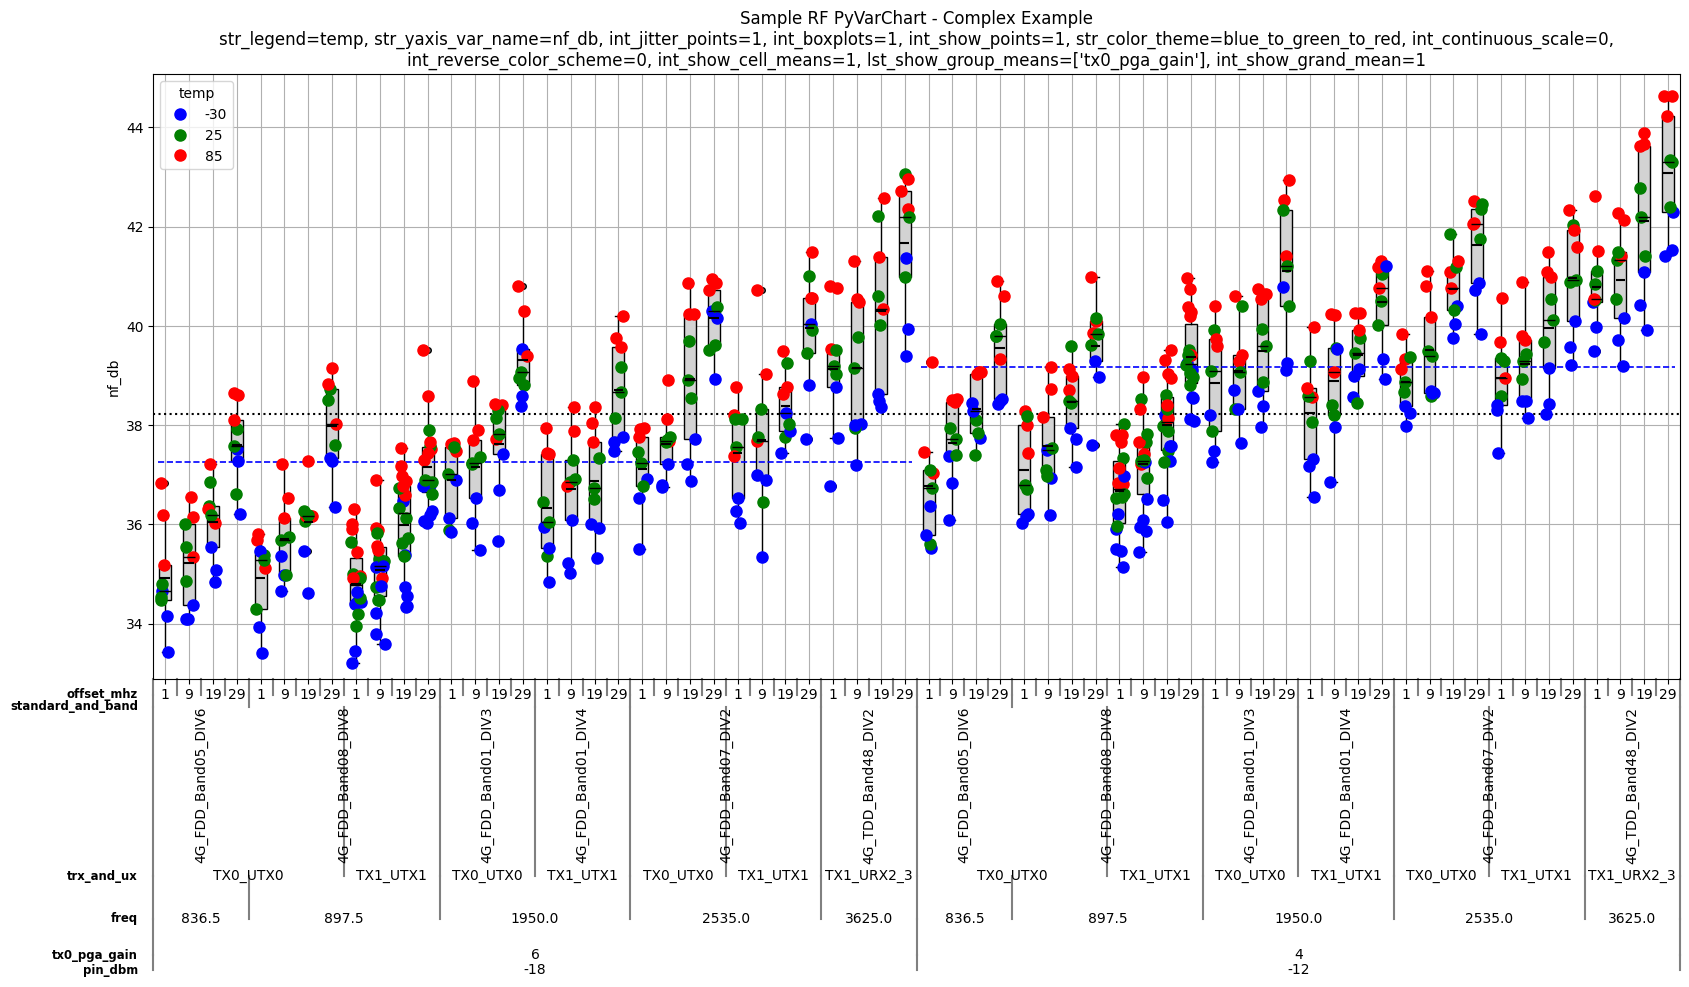

Write the Python code that produced this figure.
import pandas as pd
import matplotlib.pyplot as plt
plt.switch_backend('agg')
import os
import sys
sys.path.insert(0, os.path.dirname(os.path.dirname(os.path.abspath(__file__))))
from pyvarchart import PyVarChart
import numpy as np
from io import StringIO


def main():
    str_data = (
        'skew_sn, skew, sn, temp, pin_dbm  , tx0_pga_gain, freq  , trx_and_ux, standard_and_band , offset_mhz  , nf_db  , snr_db  , pout_dbm\n'
        'TT_3   , TT  , 3 , -30 , -12      , 4           , 1950.0, TX0_UTX0  , 4G_FDD_Band01_DIV3, 1           , 38.207 , 82.032  , -12.875 \n'
        'TT_3   , TT  , 3 , -30 , -12      , 4           , 1950.0, TX0_UTX0  , 4G_FDD_Band01_DIV3, 9           , 37.644 , 82.595  , -13.197 \n'
        'TT_3   , TT  , 3 , -30 , -12      , 4           , 1950.0, TX0_UTX0  , 4G_FDD_Band01_DIV3, 19          , 38.688 , 81.552  , -13.973 \n'
        'TT_3   , TT  , 3 , -30 , -12      , 4           , 1950.0, TX0_UTX0  , 4G_FDD_Band01_DIV3, 29          , 39.112 , 81.127  , -15.355 \n'
        'TT_3   , TT  , 3 , -30 , -18      , 6           , 1950.0, TX0_UTX0  , 4G_FDD_Band01_DIV3, 1           , 36.896 , 77.343  , -12.869 \n'
        'TT_3   , TT  , 3 , -30 , -18      , 6           , 1950.0, TX0_UTX0  , 4G_FDD_Band01_DIV3, 9           , 36.031 , 78.208  , -13.183 \n'
        'TT_3   , TT  , 3 , -30 , -18      , 6           , 1950.0, TX0_UTX0  , 4G_FDD_Band01_DIV3, 19          , 37.413 , 76.826  , -13.962 \n'
        'TT_3   , TT  , 3 , -30 , -18      , 6           , 1950.0, TX0_UTX0  , 4G_FDD_Band01_DIV3, 29          , 38.394 , 75.845  , -15.334 \n'
        'TT_3   , TT  , 3 , -30 , -12      , 4           , 836.5 , TX0_UTX0  , 4G_FDD_Band05_DIV6, 1           , 35.514 , 84.725  , -11.88  \n'
        'TT_3   , TT  , 3 , -30 , -12      , 4           , 836.5 , TX0_UTX0  , 4G_FDD_Band05_DIV6, 9           , 37.375 , 82.864  , -12.296 \n'
        'TT_3   , TT  , 3 , -30 , -12      , 4           , 836.5 , TX0_UTX0  , 4G_FDD_Band05_DIV6, 19          , 38.448 , 81.791  , -13.152 \n'
        'TT_3   , TT  , 3 , -30 , -12      , 4           , 836.5 , TX0_UTX0  , 4G_FDD_Band05_DIV6, 29          , 38.484 , 81.755  , -14.541 \n'
        'TT_3   , TT  , 3 , -30 , -18      , 6           , 836.5 , TX0_UTX0  , 4G_FDD_Band05_DIV6, 1           , 34.649 , 79.59   , -11.845 \n'
        'TT_3   , TT  , 3 , -30 , -18      , 6           , 836.5 , TX0_UTX0  , 4G_FDD_Band05_DIV6, 9           , 34.103 , 80.136  , -12.256 \n'
        'TT_3   , TT  , 3 , -30 , -18      , 6           , 836.5 , TX0_UTX0  , 4G_FDD_Band05_DIV6, 19          , 34.837 , 79.402  , -13.113 \n'
        'TT_3   , TT  , 3 , -30 , -18      , 6           , 836.5 , TX0_UTX0  , 4G_FDD_Band05_DIV6, 29          , 37.516 , 76.723  , -14.512 \n'
        'TT_3   , TT  , 3 , -30 , -12      , 4           , 2535.0, TX0_UTX0  , 4G_FDD_Band07_DIV2, 1           , 37.985 , 82.254  , -13.255 \n'
        'TT_3   , TT  , 3 , -30 , -12      , 4           , 2535.0, TX0_UTX0  , 4G_FDD_Band07_DIV2, 9           , 38.655 , 81.585  , -13.619 \n'
        'TT_3   , TT  , 3 , -30 , -12      , 4           , 2535.0, TX0_UTX0  , 4G_FDD_Band07_DIV2, 19          , 40.032 , 80.207  , -14.433 \n'
        'TT_3   , TT  , 3 , -30 , -12      , 4           , 2535.0, TX0_UTX0  , 4G_FDD_Band07_DIV2, 29          , 40.854 , 79.385  , -15.802 \n'
        'TT_3   , TT  , 3 , -30 , -18      , 6           , 2535.0, TX0_UTX0  , 4G_FDD_Band07_DIV2, 1           , 35.496 , 78.743  , -13.269 \n'
        'TT_3   , TT  , 3 , -30 , -18      , 6           , 2535.0, TX0_UTX0  , 4G_FDD_Band07_DIV2, 9           , 36.802 , 77.437  , -13.633 \n'
        'TT_3   , TT  , 3 , -30 , -18      , 6           , 2535.0, TX0_UTX0  , 4G_FDD_Band07_DIV2, 19          , 36.872 , 77.367  , -14.427 \n'
        'TT_3   , TT  , 3 , -30 , -18      , 6           , 2535.0, TX0_UTX0  , 4G_FDD_Band07_DIV2, 29          , 40.291 , 73.948  , -15.795 \n'
        'TT_3   , TT  , 3 , -30 , -12      , 4           , 897.5 , TX0_UTX0  , 4G_FDD_Band08_DIV8, 1           , 36.21  , 84.029  , -11.95  \n'
        'TT_3   , TT  , 3 , -30 , -12      , 4           , 897.5 , TX0_UTX0  , 4G_FDD_Band08_DIV8, 9           , 36.197 , 84.042  , -12.344 \n'
        'TT_3   , TT  , 3 , -30 , -12      , 4           , 897.5 , TX0_UTX0  , 4G_FDD_Band08_DIV8, 19          , 37.939 , 82.3    , -13.183 \n'
        'TT_3   , TT  , 3 , -30 , -12      , 4           , 897.5 , TX0_UTX0  , 4G_FDD_Band08_DIV8, 29          , 38.979 , 81.261  , -14.567 \n'
        'TT_3   , TT  , 3 , -30 , -18      , 6           , 897.5 , TX0_UTX0  , 4G_FDD_Band08_DIV8, 1           , 33.926 , 80.313  , -11.924 \n'
        'TT_3   , TT  , 3 , -30 , -18      , 6           , 897.5 , TX0_UTX0  , 4G_FDD_Band08_DIV8, 9           , 35.36  , 78.879  , -12.314 \n'
        'TT_3   , TT  , 3 , -30 , -18      , 6           , 897.5 , TX0_UTX0  , 4G_FDD_Band08_DIV8, 19          , 36.162 , 78.077  , -13.147 \n'
        'TT_3   , TT  , 3 , -30 , -18      , 6           , 897.5 , TX0_UTX0  , 4G_FDD_Band08_DIV8, 29          , 37.277 , 76.962  , -14.528 \n'
        'TT_3   , TT  , 3 , 85  , -12      , 4           , 1950.0, TX0_UTX0  , 4G_FDD_Band01_DIV3, 1           , 40.401 , 79.838  , -13.541 \n'
        'TT_3   , TT  , 3 , 85  , -12      , 4           , 1950.0, TX0_UTX0  , 4G_FDD_Band01_DIV3, 9           , 40.594 , 79.645  , -13.914 \n'
        'TT_3   , TT  , 3 , 85  , -12      , 4           , 1950.0, TX0_UTX0  , 4G_FDD_Band01_DIV3, 19          , 40.737 , 79.502  , -14.783 \n'
        'TT_3   , TT  , 3 , 85  , -12      , 4           , 1950.0, TX0_UTX0  , 4G_FDD_Band01_DIV3, 29          , 42.542 , 77.697  , -16.221 \n'
        'TT_3   , TT  , 3 , 85  , -18      , 6           , 1950.0, TX0_UTX0  , 4G_FDD_Band01_DIV3, 1           , 37.641 , 76.598  , -13.529 \n'
        'TT_3   , TT  , 3 , 85  , -18      , 6           , 1950.0, TX0_UTX0  , 4G_FDD_Band01_DIV3, 9           , 38.892 , 75.348  , -13.905 \n'
        'TT_3   , TT  , 3 , 85  , -18      , 6           , 1950.0, TX0_UTX0  , 4G_FDD_Band01_DIV3, 19          , 38.4   , 75.839  , -14.769 \n'
        'TT_3   , TT  , 3 , 85  , -18      , 6           , 1950.0, TX0_UTX0  , 4G_FDD_Band01_DIV3, 29          , 40.808 , 73.431  , -16.22  \n'
        'TT_3   , TT  , 3 , 85  , -12      , 4           , 836.5 , TX0_UTX0  , 4G_FDD_Band05_DIV6, 1           , 37.039 , 83.2    , -12.254 \n'
        'TT_3   , TT  , 3 , 85  , -12      , 4           , 836.5 , TX0_UTX0  , 4G_FDD_Band05_DIV6, 9           , 38.507 , 81.732  , -12.707 \n'
        'TT_3   , TT  , 3 , 85  , -12      , 4           , 836.5 , TX0_UTX0  , 4G_FDD_Band05_DIV6, 19          , 39.065 , 81.174  , -13.667 \n'
        'TT_3   , TT  , 3 , 85  , -12      , 4           , 836.5 , TX0_UTX0  , 4G_FDD_Band05_DIV6, 29          , 39.336 , 80.903  , -15.186 \n'
        'TT_3   , TT  , 3 , 85  , -18      , 6           , 836.5 , TX0_UTX0  , 4G_FDD_Band05_DIV6, 1           , 36.187 , 78.052  , -12.217 \n'
        'TT_3   , TT  , 3 , 85  , -18      , 6           , 836.5 , TX0_UTX0  , 4G_FDD_Band05_DIV6, 9           , 36.143 , 78.096  , -12.666 \n'
        'TT_3   , TT  , 3 , 85  , -18      , 6           , 836.5 , TX0_UTX0  , 4G_FDD_Band05_DIV6, 19          , 36.022 , 78.217  , -13.626 \n'
        'TT_3   , TT  , 3 , 85  , -18      , 6           , 836.5 , TX0_UTX0  , 4G_FDD_Band05_DIV6, 29          , 38.64  , 75.599  , -15.156 \n'
        'TT_3   , TT  , 3 , 85  , -12      , 4           , 2535.0, TX0_UTX0  , 4G_FDD_Band07_DIV2, 1           , 39.827 , 80.412  , -13.975 \n'
        'TT_3   , TT  , 3 , 85  , -12      , 4           , 2535.0, TX0_UTX0  , 4G_FDD_Band07_DIV2, 9           , 40.173 , 80.066  , -14.399 \n'
        'TT_3   , TT  , 3 , 85  , -12      , 4           , 2535.0, TX0_UTX0  , 4G_FDD_Band07_DIV2, 19          , 41.094 , 79.145  , -15.321 \n'
        'TT_3   , TT  , 3 , 85  , -12      , 4           , 2535.0, TX0_UTX0  , 4G_FDD_Band07_DIV2, 29          , 42.044 , 78.195  , -16.821 \n'
        'TT_3   , TT  , 3 , 85  , -18      , 6           , 2535.0, TX0_UTX0  , 4G_FDD_Band07_DIV2, 1           , 37.768 , 76.471  , -13.978 \n'
        'TT_3   , TT  , 3 , 85  , -18      , 6           , 2535.0, TX0_UTX0  , 4G_FDD_Band07_DIV2, 9           , 37.674 , 76.565  , -14.403 \n'
        'TT_3   , TT  , 3 , 85  , -18      , 6           , 2535.0, TX0_UTX0  , 4G_FDD_Band07_DIV2, 19          , 40.237 , 74.003  , -15.323 \n'
        'TT_3   , TT  , 3 , 85  , -18      , 6           , 2535.0, TX0_UTX0  , 4G_FDD_Band07_DIV2, 29          , 40.949 , 73.29   , -16.823 \n'
        'TT_3   , TT  , 3 , 85  , -12      , 4           , 897.5 , TX0_UTX0  , 4G_FDD_Band08_DIV8, 1           , 38.287 , 81.952  , -12.341 \n'
        'TT_3   , TT  , 3 , 85  , -12      , 4           , 897.5 , TX0_UTX0  , 4G_FDD_Band08_DIV8, 9           , 38.164 , 82.075  , -12.78  \n'
        'TT_3   , TT  , 3 , 85  , -12      , 4           , 897.5 , TX0_UTX0  , 4G_FDD_Band08_DIV8, 19          , 38.713 , 81.526  , -13.718 \n'
        'TT_3   , TT  , 3 , 85  , -12      , 4           , 897.5 , TX0_UTX0  , 4G_FDD_Band08_DIV8, 29          , 39.865 , 80.374  , -15.222 \n'
        'TT_3   , TT  , 3 , 85  , -18      , 6           , 897.5 , TX0_UTX0  , 4G_FDD_Band08_DIV8, 1           , 35.682 , 78.557  , -12.327 \n'
        'TT_3   , TT  , 3 , 85  , -18      , 6           , 897.5 , TX0_UTX0  , 4G_FDD_Band08_DIV8, 9           , 37.225 , 77.014  , -12.759 \n'
        'TT_3   , TT  , 3 , 85  , -18      , 6           , 897.5 , TX0_UTX0  , 4G_FDD_Band08_DIV8, 19          , 36.173 , 78.066  , -13.689 \n'
        'TT_3   , TT  , 3 , 85  , -18      , 6           , 897.5 , TX0_UTX0  , 4G_FDD_Band08_DIV8, 29          , 39.155 , 75.084  , -15.187 \n'
        'TT_3   , TT  , 3 , 25  , -12      , 4           , 1950.0, TX0_UTX0  , 4G_FDD_Band01_DIV3, 1           , 39.923 , 80.316  , -13.245 \n'
        'TT_3   , TT  , 3 , 25  , -12      , 4           , 1950.0, TX0_UTX0  , 4G_FDD_Band01_DIV3, 9           , 40.394 , 79.846  , -13.592 \n'
        'TT_3   , TT  , 3 , 25  , -12      , 4           , 1950.0, TX0_UTX0  , 4G_FDD_Band01_DIV3, 19          , 39.595 , 80.644  , -14.394 \n'
        'TT_3   , TT  , 3 , 25  , -12      , 4           , 1950.0, TX0_UTX0  , 4G_FDD_Band01_DIV3, 29          , 40.397 , 79.842  , -15.792 \n'
        'TT_3   , TT  , 3 , 25  , -18      , 6           , 1950.0, TX0_UTX0  , 4G_FDD_Band01_DIV3, 1           , 37.013 , 77.226  , -13.225 \n'
        'TT_3   , TT  , 3 , 25  , -18      , 6           , 1950.0, TX0_UTX0  , 4G_FDD_Band01_DIV3, 9           , 37.228 , 77.011  , -13.575 \n'
        'TT_3   , TT  , 3 , 25  , -18      , 6           , 1950.0, TX0_UTX0  , 4G_FDD_Band01_DIV3, 19          , 38.143 , 76.096  , -14.384 \n'
        'TT_3   , TT  , 3 , 25  , -18      , 6           , 1950.0, TX0_UTX0  , 4G_FDD_Band01_DIV3, 29          , 38.815 , 75.424  , -15.784 \n'
        'TT_3   , TT  , 3 , 25  , -12      , 4           , 836.5 , TX0_UTX0  , 4G_FDD_Band05_DIV6, 1           , 35.61  , 84.629  , -12.096 \n'
        'TT_3   , TT  , 3 , 25  , -12      , 4           , 836.5 , TX0_UTX0  , 4G_FDD_Band05_DIV6, 9           , 37.724 , 82.515  , -12.528 \n'
        'TT_3   , TT  , 3 , 25  , -12      , 4           , 836.5 , TX0_UTX0  , 4G_FDD_Band05_DIV6, 19          , 38.094 , 82.145  , -13.431 \n'
        'TT_3   , TT  , 3 , 25  , -12      , 4           , 836.5 , TX0_UTX0  , 4G_FDD_Band05_DIV6, 29          , 40.045 , 80.194  , -14.882 \n'
        'TT_3   , TT  , 3 , 25  , -18      , 6           , 836.5 , TX0_UTX0  , 4G_FDD_Band05_DIV6, 1           , 34.538 , 79.701  , -12.058 \n'
        'TT_3   , TT  , 3 , 25  , -18      , 6           , 836.5 , TX0_UTX0  , 4G_FDD_Band05_DIV6, 9           , 34.853 , 79.386  , -12.49  \n'
        'TT_3   , TT  , 3 , 25  , -18      , 6           , 836.5 , TX0_UTX0  , 4G_FDD_Band05_DIV6, 19          , 36.376 , 77.863  , -13.397 \n'
        'TT_3   , TT  , 3 , 25  , -18      , 6           , 836.5 , TX0_UTX0  , 4G_FDD_Band05_DIV6, 29          , 37.93  , 76.309  , -14.851 \n'
        'TT_3   , TT  , 3 , 25  , -12      , 4           , 2535.0, TX0_UTX0  , 4G_FDD_Band07_DIV2, 1           , 38.659 , 81.58   , -13.659 \n'
        'TT_3   , TT  , 3 , 25  , -12      , 4           , 2535.0, TX0_UTX0  , 4G_FDD_Band07_DIV2, 9           , 39.401 , 80.839  , -14.056 \n'
        'TT_3   , TT  , 3 , 25  , -12      , 4           , 2535.0, TX0_UTX0  , 4G_FDD_Band07_DIV2, 19          , 41.183 , 79.056  , -14.887 \n'
        'TT_3   , TT  , 3 , 25  , -12      , 4           , 2535.0, TX0_UTX0  , 4G_FDD_Band07_DIV2, 29          , 42.355 , 77.884  , -16.311 \n'
        'TT_3   , TT  , 3 , 25  , -18      , 6           , 2535.0, TX0_UTX0  , 4G_FDD_Band07_DIV2, 1           , 37.235 , 77.004  , -13.636 \n'
        'TT_3   , TT  , 3 , 25  , -18      , 6           , 2535.0, TX0_UTX0  , 4G_FDD_Band07_DIV2, 9           , 37.699 , 76.54   , -14.031 \n'
        'TT_3   , TT  , 3 , 25  , -18      , 6           , 2535.0, TX0_UTX0  , 4G_FDD_Band07_DIV2, 19          , 38.54  , 75.7    , -14.886 \n'
        'TT_3   , TT  , 3 , 25  , -18      , 6           , 2535.0, TX0_UTX0  , 4G_FDD_Band07_DIV2, 29          , 40.371 , 73.868  , -16.308 \n'
        'TT_3   , TT  , 3 , 25  , -12      , 4           , 897.5 , TX0_UTX0  , 4G_FDD_Band08_DIV8, 1           , 36.803 , 83.436  , -12.159 \n'
        'TT_3   , TT  , 3 , 25  , -12      , 4           , 897.5 , TX0_UTX0  , 4G_FDD_Band08_DIV8, 9           , 37.086 , 83.153  , -12.577 \n'
        'TT_3   , TT  , 3 , 25  , -12      , 4           , 897.5 , TX0_UTX0  , 4G_FDD_Band08_DIV8, 19          , 38.479 , 81.761  , -13.461 \n'
        'TT_3   , TT  , 3 , 25  , -12      , 4           , 897.5 , TX0_UTX0  , 4G_FDD_Band08_DIV8, 29          , 39.608 , 80.631  , -14.899 \n'
        'TT_3   , TT  , 3 , 25  , -18      , 6           , 897.5 , TX0_UTX0  , 4G_FDD_Band08_DIV8, 1           , 34.291 , 79.948  , -12.138 \n'
        'TT_3   , TT  , 3 , 25  , -18      , 6           , 897.5 , TX0_UTX0  , 4G_FDD_Band08_DIV8, 9           , 35.686 , 78.553  , -12.552 \n'
        'TT_3   , TT  , 3 , 25  , -18      , 6           , 897.5 , TX0_UTX0  , 4G_FDD_Band08_DIV8, 19          , 36.065 , 78.174  , -13.427 \n'
        'TT_3   , TT  , 3 , 25  , -18      , 6           , 897.5 , TX0_UTX0  , 4G_FDD_Band08_DIV8, 29          , 38.718 , 75.521  , -14.857 \n'
        'TT_3   , TT  , 3 , -30 , -12      , 4           , 1950.0, TX1_UTX1  , 4G_FDD_Band01_DIV4, 1           , 36.559 , 83.68   , -12.615 \n'
        'TT_3   , TT  , 3 , -30 , -12      , 4           , 1950.0, TX1_UTX1  , 4G_FDD_Band01_DIV4, 9           , 36.854 , 83.386  , -12.935 \n'
        'TT_3   , TT  , 3 , -30 , -12      , 4           , 1950.0, TX1_UTX1  , 4G_FDD_Band01_DIV4, 19          , 38.564 , 81.675  , -13.699 \n'
        'TT_3   , TT  , 3 , -30 , -12      , 4           , 1950.0, TX1_UTX1  , 4G_FDD_Band01_DIV4, 29          , 39.329 , 80.91   , -15.045 \n'
        'TT_3   , TT  , 3 , -30 , -18      , 6           , 1950.0, TX1_UTX1  , 4G_FDD_Band01_DIV4, 1           , 35.953 , 78.286  , -12.606 \n'
        'TT_3   , TT  , 3 , -30 , -18      , 6           , 1950.0, TX1_UTX1  , 4G_FDD_Band01_DIV4, 9           , 35.013 , 79.226  , -12.929 \n'
        'TT_3   , TT  , 3 , -30 , -18      , 6           , 1950.0, TX1_UTX1  , 4G_FDD_Band01_DIV4, 19          , 35.934 , 78.305  , -13.691 \n'
        'TT_3   , TT  , 3 , -30 , -18      , 6           , 1950.0, TX1_UTX1  , 4G_FDD_Band01_DIV4, 29          , 37.755 , 76.484  , -15.048 \n'
        'TT_3   , TT  , 3 , -30 , -12      , 4           , 2535.0, TX1_UTX1  , 4G_FDD_Band07_DIV2, 1           , 37.437 , 82.802  , -13.06  \n'
        'TT_3   , TT  , 3 , -30 , -12      , 4           , 2535.0, TX1_UTX1  , 4G_FDD_Band07_DIV2, 9           , 38.153 , 82.086  , -13.43  \n'
        'TT_3   , TT  , 3 , -30 , -12      , 4           , 2535.0, TX1_UTX1  , 4G_FDD_Band07_DIV2, 19          , 38.426 , 81.813  , -14.222 \n'
        'TT_3   , TT  , 3 , -30 , -12      , 4           , 2535.0, TX1_UTX1  , 4G_FDD_Band07_DIV2, 29          , 40.108 , 80.131  , -15.557 \n'
        'TT_3   , TT  , 3 , -30 , -18      , 6           , 2535.0, TX1_UTX1  , 4G_FDD_Band07_DIV2, 1           , 36.269 , 77.97   , -13.073 \n'
        'TT_3   , TT  , 3 , -30 , -18      , 6           , 2535.0, TX1_UTX1  , 4G_FDD_Band07_DIV2, 9           , 36.887 , 77.352  , -13.441 \n'
        'TT_3   , TT  , 3 , -30 , -18      , 6           , 2535.0, TX1_UTX1  , 4G_FDD_Band07_DIV2, 19          , 37.436 , 76.803  , -14.228 \n'
        'TT_3   , TT  , 3 , -30 , -18      , 6           , 2535.0, TX1_UTX1  , 4G_FDD_Band07_DIV2, 29          , 40.036 , 74.203  , -15.562 \n'
        'TT_3   , TT  , 3 , -30 , -12      , 4           , 897.5 , TX1_UTX1  , 4G_FDD_Band08_DIV8, 1           , 35.513 , 84.726  , -11.461 \n'
        'TT_3   , TT  , 3 , -30 , -12      , 4           , 897.5 , TX1_UTX1  , 4G_FDD_Band08_DIV8, 9           , 35.435 , 84.804  , -11.868 \n'
        'TT_3   , TT  , 3 , -30 , -12      , 4           , 897.5 , TX1_UTX1  , 4G_FDD_Band08_DIV8, 19          , 38.194 , 82.045  , -12.748 \n'
        'TT_3   , TT  , 3 , -30 , -12      , 4           , 897.5 , TX1_UTX1  , 4G_FDD_Band08_DIV8, 29          , 39.242 , 80.997  , -14.194 \n'
        'TT_3   , TT  , 3 , -30 , -18      , 6           , 897.5 , TX1_UTX1  , 4G_FDD_Band08_DIV8, 1           , 34.389 , 79.851  , -11.433 \n'
        'TT_3   , TT  , 3 , -30 , -18      , 6           , 897.5 , TX1_UTX1  , 4G_FDD_Band08_DIV8, 9           , 34.207 , 80.032  , -11.832 \n'
        'TT_3   , TT  , 3 , -30 , -18      , 6           , 897.5 , TX1_UTX1  , 4G_FDD_Band08_DIV8, 19          , 34.565 , 79.674  , -12.706 \n'
        'TT_3   , TT  , 3 , -30 , -18      , 6           , 897.5 , TX1_UTX1  , 4G_FDD_Band08_DIV8, 29          , 36.268 , 77.971  , -14.152 \n'
        'TT_3   , TT  , 3 , -30 , -12      , 4           , 897.5 , TX1_UTX1  , 4G_FDD_Band08_DIV8, 1           , 36.212 , 84.027  , -11.465 \n'
        'TT_3   , TT  , 3 , -30 , -12      , 4           , 897.5 , TX1_UTX1  , 4G_FDD_Band08_DIV8, 9           , 35.86  , 84.379  , -11.874 \n'
        'TT_3   , TT  , 3 , -30 , -12      , 4           , 897.5 , TX1_UTX1  , 4G_FDD_Band08_DIV8, 19          , 36.052 , 84.188  , -12.752 \n'
        'TT_3   , TT  , 3 , -30 , -12      , 4           , 897.5 , TX1_UTX1  , 4G_FDD_Band08_DIV8, 29          , 39.109 , 81.13   , -14.198 \n'
        'TT_3   , TT  , 3 , -30 , -18      , 6           , 897.5 , TX1_UTX1  , 4G_FDD_Band08_DIV8, 1           , 33.208 , 81.031  , -11.438 \n'
        'TT_3   , TT  , 3 , -30 , -18      , 6           , 897.5 , TX1_UTX1  , 4G_FDD_Band08_DIV8, 9           , 33.781 , 80.458  , -11.834 \n'
        'TT_3   , TT  , 3 , -30 , -18      , 6           , 897.5 , TX1_UTX1  , 4G_FDD_Band08_DIV8, 19          , 36.464 , 77.776  , -12.708 \n'
        'TT_3   , TT  , 3 , -30 , -18      , 6           , 897.5 , TX1_UTX1  , 4G_FDD_Band08_DIV8, 29          , 36.199 , 78.04   , -14.153 \n'
        'TT_3   , TT  , 3 , -30 , -12      , 4           , 3625.0, TX1_URX2_3, 4G_TDD_Band48_DIV2, 1           , 40.488 , 79.751  , -14.275 \n'
        'TT_3   , TT  , 3 , -30 , -12      , 4           , 3625.0, TX1_URX2_3, 4G_TDD_Band48_DIV2, 9           , 39.198 , 81.041  , -14.542 \n'
        'TT_3   , TT  , 3 , -30 , -12      , 4           , 3625.0, TX1_URX2_3, 4G_TDD_Band48_DIV2, 19          , 40.411 , 79.828  , -15.326 \n'
        'TT_3   , TT  , 3 , -30 , -12      , 4           , 3625.0, TX1_URX2_3, 4G_TDD_Band48_DIV2, 29          , 41.537 , 78.702  , -16.796 \n'
        'TT_3   , TT  , 3 , -30 , -18      , 6           , 3625.0, TX1_URX2_3, 4G_TDD_Band48_DIV2, 1           , 36.777 , 77.462  , -14.279 \n'
        'TT_3   , TT  , 3 , -30 , -18      , 6           , 3625.0, TX1_URX2_3, 4G_TDD_Band48_DIV2, 9           , 38.018 , 76.221  , -14.547 \n'
        'TT_3   , TT  , 3 , -30 , -18      , 6           , 3625.0, TX1_URX2_3, 4G_TDD_Band48_DIV2, 19          , 38.494 , 75.745  , -15.316 \n'
        'TT_3   , TT  , 3 , -30 , -18      , 6           , 3625.0, TX1_URX2_3, 4G_TDD_Band48_DIV2, 29          , 39.941 , 74.298  , -16.777 \n'
        'TT_3   , TT  , 3 , 85  , -12      , 4           , 1950.0, TX1_UTX1  , 4G_FDD_Band01_DIV4, 1           , 38.568 , 81.672  , -13.202 \n'
        'TT_3   , TT  , 3 , 85  , -12      , 4           , 1950.0, TX1_UTX1  , 4G_FDD_Band01_DIV4, 9           , 39.078 , 81.161  , -13.581 \n'
        'TT_3   , TT  , 3 , 85  , -12      , 4           , 1950.0, TX1_UTX1  , 4G_FDD_Band01_DIV4, 19          , 40.269 , 79.971  , -14.462 \n'
        'TT_3   , TT  , 3 , 85  , -12      , 4           , 1950.0, TX1_UTX1  , 4G_FDD_Band01_DIV4, 29          , 41.313 , 78.926  , -15.954 \n'
        'TT_3   , TT  , 3 , 85  , -18      , 6           , 1950.0, TX1_UTX1  , 4G_FDD_Band01_DIV4, 1           , 37.442 , 76.797  , -13.195 \n'
        'TT_3   , TT  , 3 , 85  , -18      , 6           , 1950.0, TX1_UTX1  , 4G_FDD_Band01_DIV4, 9           , 37.881 , 76.358  , -13.573 \n'
        'TT_3   , TT  , 3 , 85  , -18      , 6           , 1950.0, TX1_UTX1  , 4G_FDD_Band01_DIV4, 19          , 38.033 , 76.206  , -14.458 \n'
        'TT_3   , TT  , 3 , 85  , -18      , 6           , 1950.0, TX1_UTX1  , 4G_FDD_Band01_DIV4, 29          , 39.762 , 74.477  , -15.956 \n'
        'TT_3   , TT  , 3 , 85  , -12      , 4           , 2535.0, TX1_UTX1  , 4G_FDD_Band07_DIV2, 1           , 39.665 , 80.574  , -13.599 \n'
        'TT_3   , TT  , 3 , 85  , -12      , 4           , 2535.0, TX1_UTX1  , 4G_FDD_Band07_DIV2, 9           , 39.789 , 80.45   , -14.037 \n'
        'TT_3   , TT  , 3 , 85  , -12      , 4           , 2535.0, TX1_UTX1  , 4G_FDD_Band07_DIV2, 19          , 40.985 , 79.254  , -14.984 \n'
        'TT_3   , TT  , 3 , 85  , -12      , 4           , 2535.0, TX1_UTX1  , 4G_FDD_Band07_DIV2, 29          , 42.341 , 77.898  , -16.503 \n'
        'TT_3   , TT  , 3 , 85  , -18      , 6           , 2535.0, TX1_UTX1  , 4G_FDD_Band07_DIV2, 1           , 38.213 , 76.026  , -13.606 \n'
        'TT_3   , TT  , 3 , 85  , -18      , 6           , 2535.0, TX1_UTX1  , 4G_FDD_Band07_DIV2, 9           , 40.729 , 73.51   , -14.048 \n'
        'TT_3   , TT  , 3 , 85  , -18      , 6           , 2535.0, TX1_UTX1  , 4G_FDD_Band07_DIV2, 19          , 38.777 , 75.462  , -14.989 \n'
        'TT_3   , TT  , 3 , 85  , -18      , 6           , 2535.0, TX1_UTX1  , 4G_FDD_Band07_DIV2, 29          , 40.561 , 73.678  , -16.506 \n'
        'TT_3   , TT  , 3 , 85  , -12      , 4           , 897.5 , TX1_UTX1  , 4G_FDD_Band08_DIV8, 1           , 36.807 , 83.432  , -11.808 \n'
        'TT_3   , TT  , 3 , 85  , -12      , 4           , 897.5 , TX1_UTX1  , 4G_FDD_Band08_DIV8, 9           , 37.635 , 82.604  , -12.272 \n'
        'TT_3   , TT  , 3 , 85  , -12      , 4           , 897.5 , TX1_UTX1  , 4G_FDD_Band08_DIV8, 19          , 38.953 , 81.287  , -13.283 \n'
        'TT_3   , TT  , 3 , 85  , -12      , 4           , 897.5 , TX1_UTX1  , 4G_FDD_Band08_DIV8, 29          , 40.966 , 79.273  , -14.874 \n'
        'TT_3   , TT  , 3 , 85  , -18      , 6           , 897.5 , TX1_UTX1  , 4G_FDD_Band08_DIV8, 1           , 35.916 , 78.323  , -11.788 \n'
        'TT_3   , TT  , 3 , 85  , -18      , 6           , 897.5 , TX1_UTX1  , 4G_FDD_Band08_DIV8, 9           , 36.892 , 77.347  , -12.239 \n'
        'TT_3   , TT  , 3 , 85  , -18      , 6           , 897.5 , TX1_UTX1  , 4G_FDD_Band08_DIV8, 19          , 36.582 , 77.657  , -13.234 \n'
        'TT_3   , TT  , 3 , 85  , -18      , 6           , 897.5 , TX1_UTX1  , 4G_FDD_Band08_DIV8, 29          , 37.509 , 76.73   , -14.829 \n'
        'TT_3   , TT  , 3 , 85  , -12      , 4           , 897.5 , TX1_UTX1  , 4G_FDD_Band08_DIV8, 1           , 37.805 , 82.435  , -11.812 \n'
        'TT_3   , TT  , 3 , 85  , -12      , 4           , 897.5 , TX1_UTX1  , 4G_FDD_Band08_DIV8, 9           , 37.218 , 83.021  , -12.272 \n'
        'TT_3   , TT  , 3 , 85  , -12      , 4           , 897.5 , TX1_UTX1  , 4G_FDD_Band08_DIV8, 19          , 39.033 , 81.206  , -13.278 \n'
        'TT_3   , TT  , 3 , 85  , -12      , 4           , 897.5 , TX1_UTX1  , 4G_FDD_Band08_DIV8, 29          , 40.202 , 80.037  , -14.871 \n'
        'TT_3   , TT  , 3 , 85  , -18      , 6           , 897.5 , TX1_UTX1  , 4G_FDD_Band08_DIV8, 1           , 36.309 , 77.93   , -11.795 \n'
        'TT_3   , TT  , 3 , 85  , -18      , 6           , 897.5 , TX1_UTX1  , 4G_FDD_Band08_DIV8, 9           , 34.91  , 79.329  , -12.245 \n'
        'TT_3   , TT  , 3 , 85  , -18      , 6           , 897.5 , TX1_UTX1  , 4G_FDD_Band08_DIV8, 19          , 36.983 , 77.256  , -13.24  \n'
        'TT_3   , TT  , 3 , 85  , -18      , 6           , 897.5 , TX1_UTX1  , 4G_FDD_Band08_DIV8, 29          , 37.293 , 76.946  , -14.835 \n'
        'TT_3   , TT  , 3 , 85  , -12      , 4           , 3625.0, TX1_URX2_3, 4G_TDD_Band48_DIV2, 1           , 41.501 , 78.738  , -15.095 \n'
        'TT_3   , TT  , 3 , 85  , -12      , 4           , 3625.0, TX1_URX2_3, 4G_TDD_Band48_DIV2, 9           , 42.28  , 77.959  , -15.412 \n'
        'TT_3   , TT  , 3 , 85  , -12      , 4           , 3625.0, TX1_URX2_3, 4G_TDD_Band48_DIV2, 19          , 43.618 , 76.621  , -16.296 \n'
        'TT_3   , TT  , 3 , 85  , -12      , 4           , 3625.0, TX1_URX2_3, 4G_TDD_Band48_DIV2, 29          , 44.624 , 75.615  , -17.877 \n'
        'TT_3   , TT  , 3 , 85  , -18      , 6           , 3625.0, TX1_URX2_3, 4G_TDD_Band48_DIV2, 1           , 40.802 , 73.437  , -15.1   \n'
        'TT_3   , TT  , 3 , 85  , -18      , 6           , 3625.0, TX1_URX2_3, 4G_TDD_Band48_DIV2, 9           , 40.535 , 73.704  , -15.42  \n'
        'TT_3   , TT  , 3 , 85  , -18      , 6           , 3625.0, TX1_URX2_3, 4G_TDD_Band48_DIV2, 19          , 42.571 , 71.668  , -16.307 \n'
        'TT_3   , TT  , 3 , 85  , -18      , 6           , 3625.0, TX1_URX2_3, 4G_TDD_Band48_DIV2, 29          , 42.352 , 71.887  , -17.867 \n'
        'TT_3   , TT  , 3 , 25  , -12      , 4           , 1950.0, TX1_UTX1  , 4G_FDD_Band01_DIV4, 1           , 38.586 , 81.654  , -12.932 \n'
        'TT_3   , TT  , 3 , 25  , -12      , 4           , 1950.0, TX1_UTX1  , 4G_FDD_Band01_DIV4, 9           , 39.56  , 80.679  , -13.283 \n'
        'TT_3   , TT  , 3 , 25  , -12      , 4           , 1950.0, TX1_UTX1  , 4G_FDD_Band01_DIV4, 19          , 39.747 , 80.492  , -14.097 \n'
        'TT_3   , TT  , 3 , 25  , -12      , 4           , 1950.0, TX1_UTX1  , 4G_FDD_Band01_DIV4, 29          , 41.052 , 79.188  , -15.505 \n'
        'TT_3   , TT  , 3 , 25  , -18      , 6           , 1950.0, TX1_UTX1  , 4G_FDD_Band01_DIV4, 1           , 36.452 , 77.787  , -12.906 \n'
        'TT_3   , TT  , 3 , 25  , -18      , 6           , 1950.0, TX1_UTX1  , 4G_FDD_Band01_DIV4, 9           , 36.855 , 77.384  , -13.262 \n'
        'TT_3   , TT  , 3 , 25  , -18      , 6           , 1950.0, TX1_UTX1  , 4G_FDD_Band01_DIV4, 19          , 36.511 , 77.728  , -14.08  \n'
        'TT_3   , TT  , 3 , 25  , -18      , 6           , 1950.0, TX1_UTX1  , 4G_FDD_Band01_DIV4, 29          , 39.162 , 75.077  , -15.498 \n'
        'TT_3   , TT  , 3 , 25  , -12      , 4           , 2535.0, TX1_UTX1  , 4G_FDD_Band07_DIV2, 1           , 38.596 , 81.643  , -13.321 \n'
        'TT_3   , TT  , 3 , 25  , -12      , 4           , 2535.0, TX1_UTX1  , 4G_FDD_Band07_DIV2, 9           , 38.921 , 81.318  , -13.733 \n'
        'TT_3   , TT  , 3 , 25  , -12      , 4           , 2535.0, TX1_UTX1  , 4G_FDD_Band07_DIV2, 19          , 40.122 , 80.117  , -14.6   \n'
        'TT_3   , TT  , 3 , 25  , -12      , 4           , 2535.0, TX1_UTX1  , 4G_FDD_Band07_DIV2, 29          , 42.041 , 78.198  , -16.02  \n'
        'TT_3   , TT  , 3 , 25  , -18      , 6           , 2535.0, TX1_UTX1  , 4G_FDD_Band07_DIV2, 1           , 38.125 , 76.114  , -13.331 \n'
        'TT_3   , TT  , 3 , 25  , -18      , 6           , 2535.0, TX1_UTX1  , 4G_FDD_Band07_DIV2, 9           , 38.327 , 75.912  , -13.739 \n'
        'TT_3   , TT  , 3 , 25  , -18      , 6           , 2535.0, TX1_UTX1  , 4G_FDD_Band07_DIV2, 19          , 39.248 , 74.991  , -14.603 \n'
        'TT_3   , TT  , 3 , 25  , -18      , 6           , 2535.0, TX1_UTX1  , 4G_FDD_Band07_DIV2, 29          , 41.013 , 73.226  , -16.027 \n'
        'TT_3   , TT  , 3 , 25  , -12      , 4           , 897.5 , TX1_UTX1  , 4G_FDD_Band08_DIV8, 1           , 36.529 , 83.71   , -11.645 \n'
        'TT_3   , TT  , 3 , 25  , -12      , 4           , 897.5 , TX1_UTX1  , 4G_FDD_Band08_DIV8, 9           , 38.523 , 81.716  , -12.077 \n'
        'TT_3   , TT  , 3 , 25  , -12      , 4           , 897.5 , TX1_UTX1  , 4G_FDD_Band08_DIV8, 19          , 37.484 , 82.755  , -12.991 \n'
        'TT_3   , TT  , 3 , 25  , -12      , 4           , 897.5 , TX1_UTX1  , 4G_FDD_Band08_DIV8, 29          , 38.976 , 81.263  , -14.508 \n'
        'TT_3   , TT  , 3 , 25  , -18      , 6           , 897.5 , TX1_UTX1  , 4G_FDD_Band08_DIV8, 1           , 34.196 , 80.043  , -11.599 \n'
        'TT_3   , TT  , 3 , 25  , -18      , 6           , 897.5 , TX1_UTX1  , 4G_FDD_Band08_DIV8, 9           , 35.304 , 78.935  , -12.025 \n'
        'TT_3   , TT  , 3 , 25  , -18      , 6           , 897.5 , TX1_UTX1  , 4G_FDD_Band08_DIV8, 19          , 35.616 , 78.623  , -12.955 \n'
        'TT_3   , TT  , 3 , 25  , -18      , 6           , 897.5 , TX1_UTX1  , 4G_FDD_Band08_DIV8, 29          , 36.872 , 77.367  , -14.465 \n'
        'TT_3   , TT  , 3 , 25  , -12      , 4           , 897.5 , TX1_UTX1  , 4G_FDD_Band08_DIV8, 1           , 37.331 , 82.908  , -11.626 \n'
        'TT_3   , TT  , 3 , 25  , -12      , 4           , 897.5 , TX1_UTX1  , 4G_FDD_Band08_DIV8, 9           , 37.666 , 82.574  , -12.058 \n'
        'TT_3   , TT  , 3 , 25  , -12      , 4           , 897.5 , TX1_UTX1  , 4G_FDD_Band08_DIV8, 19          , 37.984 , 82.255  , -12.995 \n'
        'TT_3   , TT  , 3 , 25  , -12      , 4           , 897.5 , TX1_UTX1  , 4G_FDD_Band08_DIV8, 29          , 39.518 , 80.721  , -14.511 \n'
        'TT_3   , TT  , 3 , 25  , -18      , 6           , 897.5 , TX1_UTX1  , 4G_FDD_Band08_DIV8, 1           , 34.995 , 79.244  , -11.603 \n'
        'TT_3   , TT  , 3 , 25  , -18      , 6           , 897.5 , TX1_UTX1  , 4G_FDD_Band08_DIV8, 9           , 34.737 , 79.502  , -12.028 \n'
        'TT_3   , TT  , 3 , 25  , -18      , 6           , 897.5 , TX1_UTX1  , 4G_FDD_Band08_DIV8, 19          , 36.729 , 77.51   , -12.958 \n'
        'TT_3   , TT  , 3 , 25  , -18      , 6           , 897.5 , TX1_UTX1  , 4G_FDD_Band08_DIV8, 29          , 37.577 , 76.662  , -14.468 \n'
        'TT_3   , TT  , 3 , 25  , -12      , 4           , 3625.0, TX1_URX2_3, 4G_TDD_Band48_DIV2, 1           , 40.515 , 79.724  , -14.673 \n'
        'TT_3   , TT  , 3 , 25  , -12      , 4           , 3625.0, TX1_URX2_3, 4G_TDD_Band48_DIV2, 9           , 41.322 , 78.917  , -14.966 \n'
        'TT_3   , TT  , 3 , 25  , -12      , 4           , 3625.0, TX1_URX2_3, 4G_TDD_Band48_DIV2, 19          , 42.199 , 78.04   , -15.78  \n'
        'TT_3   , TT  , 3 , 25  , -12      , 4           , 3625.0, TX1_URX2_3, 4G_TDD_Band48_DIV2, 29          , 43.339 , 76.9    , -17.279 \n'
        'TT_3   , TT  , 3 , 25  , -18      , 6           , 3625.0, TX1_URX2_3, 4G_TDD_Band48_DIV2, 1           , 39.032 , 75.207  , -14.689 \n'
        'TT_3   , TT  , 3 , 25  , -18      , 6           , 3625.0, TX1_URX2_3, 4G_TDD_Band48_DIV2, 9           , 39.779 , 74.46   , -14.974 \n'
        'TT_3   , TT  , 3 , 25  , -18      , 6           , 3625.0, TX1_URX2_3, 4G_TDD_Band48_DIV2, 19          , 42.208 , 72.031  , -15.776 \n'
        'TT_3   , TT  , 3 , 25  , -18      , 6           , 3625.0, TX1_URX2_3, 4G_TDD_Band48_DIV2, 29          , 43.064 , 71.175  , -17.267 \n'
        'TT_8   , TT  , 8 , -30 , -12      , 4           , 1950.0, TX0_UTX0  , 4G_FDD_Band01_DIV3, 1           , 37.254 , 82.985  , -13.188 \n'
        'TT_8   , TT  , 8 , -30 , -12      , 4           , 1950.0, TX0_UTX0  , 4G_FDD_Band01_DIV3, 9           , 38.712 , 81.527  , -13.491 \n'
        'TT_8   , TT  , 8 , -30 , -12      , 4           , 1950.0, TX0_UTX0  , 4G_FDD_Band01_DIV3, 19          , 38.395 , 81.844  , -14.21  \n'
        'TT_8   , TT  , 8 , -30 , -12      , 4           , 1950.0, TX0_UTX0  , 4G_FDD_Band01_DIV3, 29          , 39.261 , 80.978  , -15.51  \n'
        'TT_8   , TT  , 8 , -30 , -18      , 6           , 1950.0, TX0_UTX0  , 4G_FDD_Band01_DIV3, 1           , 36.132 , 78.107  , -13.174 \n'
        'TT_8   , TT  , 8 , -30 , -18      , 6           , 1950.0, TX0_UTX0  , 4G_FDD_Band01_DIV3, 9           , 36.528 , 77.711  , -13.477 \n'
        'TT_8   , TT  , 8 , -30 , -18      , 6           , 1950.0, TX0_UTX0  , 4G_FDD_Band01_DIV3, 19          , 35.661 , 78.578  , -14.192 \n'
        'TT_8   , TT  , 8 , -30 , -18      , 6           , 1950.0, TX0_UTX0  , 4G_FDD_Band01_DIV3, 29          , 38.582 , 75.657  , -15.491 \n'
        'TT_8   , TT  , 8 , -30 , -12      , 4           , 836.5 , TX0_UTX0  , 4G_FDD_Band05_DIV6, 1           , 36.368 , 83.871  , -12.201 \n'
        'TT_8   , TT  , 8 , -30 , -12      , 4           , 836.5 , TX0_UTX0  , 4G_FDD_Band05_DIV6, 9           , 36.085 , 84.154  , -12.589 \n'
        'TT_8   , TT  , 8 , -30 , -12      , 4           , 836.5 , TX0_UTX0  , 4G_FDD_Band05_DIV6, 19          , 38.294 , 81.945  , -13.395 \n'
        'TT_8   , TT  , 8 , -30 , -12      , 4           , 836.5 , TX0_UTX0  , 4G_FDD_Band05_DIV6, 29          , 38.428 , 81.811  , -14.706 \n'
        'TT_8   , TT  , 8 , -30 , -18      , 6           , 836.5 , TX0_UTX0  , 4G_FDD_Band05_DIV6, 1           , 33.435 , 80.804  , -12.166 \n'
        'TT_8   , TT  , 8 , -30 , -18      , 6           , 836.5 , TX0_UTX0  , 4G_FDD_Band05_DIV6, 9           , 34.092 , 80.147  , -12.556 \n'
        'TT_8   , TT  , 8 , -30 , -18      , 6           , 836.5 , TX0_UTX0  , 4G_FDD_Band05_DIV6, 19          , 35.543 , 78.696  , -13.347 \n'
        'TT_8   , TT  , 8 , -30 , -18      , 6           , 836.5 , TX0_UTX0  , 4G_FDD_Band05_DIV6, 29          , 36.203 , 78.036  , -14.663 \n'
        'TT_8   , TT  , 8 , -30 , -12      , 4           , 2535.0, TX0_UTX0  , 4G_FDD_Band07_DIV2, 1           , 38.382 , 81.857  , -13.557 \n'
        'TT_8   , TT  , 8 , -30 , -12      , 4           , 2535.0, TX0_UTX0  , 4G_FDD_Band07_DIV2, 9           , 38.691 , 81.548  , -13.902 \n'
        'TT_8   , TT  , 8 , -30 , -12      , 4           , 2535.0, TX0_UTX0  , 4G_FDD_Band07_DIV2, 19          , 39.758 , 80.481  , -14.655 \n'
        'TT_8   , TT  , 8 , -30 , -12      , 4           , 2535.0, TX0_UTX0  , 4G_FDD_Band07_DIV2, 29          , 39.845 , 80.394  , -15.953 \n'
        'TT_8   , TT  , 8 , -30 , -18      , 6           , 2535.0, TX0_UTX0  , 4G_FDD_Band07_DIV2, 1           , 36.906 , 77.333  , -13.563 \n'
        'TT_8   , TT  , 8 , -30 , -18      , 6           , 2535.0, TX0_UTX0  , 4G_FDD_Band07_DIV2, 9           , 37.215 , 77.024  , -13.903 \n'
        'TT_8   , TT  , 8 , -30 , -18      , 6           , 2535.0, TX0_UTX0  , 4G_FDD_Band07_DIV2, 19          , 37.211 , 77.028  , -14.648 \n'
        'TT_8   , TT  , 8 , -30 , -18      , 6           , 2535.0, TX0_UTX0  , 4G_FDD_Band07_DIV2, 29          , 38.924 , 75.315  , -15.918 \n'
        'TT_8   , TT  , 8 , -30 , -12      , 4           , 897.5 , TX0_UTX0  , 4G_FDD_Band08_DIV8, 1           , 36.174 , 84.065  , -12.244 \n'
        'TT_8   , TT  , 8 , -30 , -12      , 4           , 897.5 , TX0_UTX0  , 4G_FDD_Band08_DIV8, 9           , 36.925 , 83.314  , -12.621 \n'
        'TT_8   , TT  , 8 , -30 , -12      , 4           , 897.5 , TX0_UTX0  , 4G_FDD_Band08_DIV8, 19          , 37.714 , 82.525  , -13.409 \n'
        'TT_8   , TT  , 8 , -30 , -12      , 4           , 897.5 , TX0_UTX0  , 4G_FDD_Band08_DIV8, 29          , 39.293 , 80.946  , -14.714 \n'
        'TT_8   , TT  , 8 , -30 , -18      , 6           , 897.5 , TX0_UTX0  , 4G_FDD_Band08_DIV8, 1           , 33.402 , 80.837  , -12.211 \n'
        'TT_8   , TT  , 8 , -30 , -18      , 6           , 897.5 , TX0_UTX0  , 4G_FDD_Band08_DIV8, 9           , 34.98  , 79.259  , -12.583 \n'
        'TT_8   , TT  , 8 , -30 , -18      , 6           , 897.5 , TX0_UTX0  , 4G_FDD_Band08_DIV8, 19          , 35.462 , 78.777  , -13.363 \n'
        'TT_8   , TT  , 8 , -30 , -18      , 6           , 897.5 , TX0_UTX0  , 4G_FDD_Band08_DIV8, 29          , 37.332 , 76.907  , -14.666 \n'
        'TT_8   , TT  , 8 , 85  , -12      , 4           , 1950.0, TX0_UTX0  , 4G_FDD_Band01_DIV3, 1           , 39.589 , 80.65   , -13.885 \n'
        'TT_8   , TT  , 8 , 85  , -12      , 4           , 1950.0, TX0_UTX0  , 4G_FDD_Band01_DIV3, 9           , 39.414 , 80.825  , -14.23  \n'
        'TT_8   , TT  , 8 , 85  , -12      , 4           , 1950.0, TX0_UTX0  , 4G_FDD_Band01_DIV3, 19          , 40.551 , 79.688  , -15.024 \n'
        'TT_8   , TT  , 8 , 85  , -12      , 4           , 1950.0, TX0_UTX0  , 4G_FDD_Band01_DIV3, 29          , 42.933 , 77.306  , -16.394 \n'
        'TT_8   , TT  , 8 , 85  , -18      , 6           , 1950.0, TX0_UTX0  , 4G_FDD_Band01_DIV3, 1           , 37.47  , 76.769  , -13.874 \n'
        'TT_8   , TT  , 8 , 85  , -18      , 6           , 1950.0, TX0_UTX0  , 4G_FDD_Band01_DIV3, 9           , 37.902 , 76.337  , -14.215 \n'
        'TT_8   , TT  , 8 , 85  , -18      , 6           , 1950.0, TX0_UTX0  , 4G_FDD_Band01_DIV3, 19          , 37.726 , 76.513  , -15.013 \n'
        'TT_8   , TT  , 8 , 85  , -18      , 6           , 1950.0, TX0_UTX0  , 4G_FDD_Band01_DIV3, 29          , 40.3   , 73.939  , -16.389 \n'
        'TT_8   , TT  , 8 , 85  , -12      , 4           , 836.5 , TX0_UTX0  , 4G_FDD_Band05_DIV6, 1           , 39.269 , 80.97   , -12.585 \n'
        'TT_8   , TT  , 8 , 85  , -12      , 4           , 836.5 , TX0_UTX0  , 4G_FDD_Band05_DIV6, 9           , 38.459 , 81.78   , -13.016 \n'
        'TT_8   , TT  , 8 , 85  , -12      , 4           , 836.5 , TX0_UTX0  , 4G_FDD_Band05_DIV6, 19          , 39.08  , 81.159  , -13.914 \n'
        'TT_8   , TT  , 8 , 85  , -12      , 4           , 836.5 , TX0_UTX0  , 4G_FDD_Band05_DIV6, 29          , 40.594 , 79.646  , -15.347 \n'
        'TT_8   , TT  , 8 , 85  , -18      , 6           , 836.5 , TX0_UTX0  , 4G_FDD_Band05_DIV6, 1           , 36.841 , 77.398  , -12.543 \n'
        'TT_8   , TT  , 8 , 85  , -18      , 6           , 836.5 , TX0_UTX0  , 4G_FDD_Band05_DIV6, 9           , 36.551 , 77.688  , -12.976 \n'
        'TT_8   , TT  , 8 , 85  , -18      , 6           , 836.5 , TX0_UTX0  , 4G_FDD_Band05_DIV6, 19          , 37.207 , 77.032  , -13.874 \n'
        'TT_8   , TT  , 8 , 85  , -18      , 6           , 836.5 , TX0_UTX0  , 4G_FDD_Band05_DIV6, 29          , 38.597 , 75.642  , -15.318 \n'
        'TT_8   , TT  , 8 , 85  , -12      , 4           , 2535.0, TX0_UTX0  , 4G_FDD_Band07_DIV2, 1           , 39.326 , 80.913  , -14.312 \n'
        'TT_8   , TT  , 8 , 85  , -12      , 4           , 2535.0, TX0_UTX0  , 4G_FDD_Band07_DIV2, 9           , 40.808 , 79.432  , -14.714 \n'
        'TT_8   , TT  , 8 , 85  , -12      , 4           , 2535.0, TX0_UTX0  , 4G_FDD_Band07_DIV2, 19          , 41.304 , 78.935  , -15.58  \n'
        'TT_8   , TT  , 8 , 85  , -12      , 4           , 2535.0, TX0_UTX0  , 4G_FDD_Band07_DIV2, 29          , 42.525 , 77.715  , -17.0   \n'
        'TT_8   , TT  , 8 , 85  , -18      , 6           , 2535.0, TX0_UTX0  , 4G_FDD_Band07_DIV2, 1           , 37.944 , 76.295  , -14.313 \n'
        'TT_8   , TT  , 8 , 85  , -18      , 6           , 2535.0, TX0_UTX0  , 4G_FDD_Band07_DIV2, 9           , 38.129 , 76.11   , -14.723 \n'
        'TT_8   , TT  , 8 , 85  , -18      , 6           , 2535.0, TX0_UTX0  , 4G_FDD_Band07_DIV2, 19          , 40.239 , 74.001  , -15.589 \n'
        'TT_8   , TT  , 8 , 85  , -18      , 6           , 2535.0, TX0_UTX0  , 4G_FDD_Band07_DIV2, 29          , 40.872 , 73.367  , -17.002 \n'
        'TT_8   , TT  , 8 , 85  , -12      , 4           , 897.5 , TX0_UTX0  , 4G_FDD_Band08_DIV8, 1           , 38.011 , 82.228  , -12.677 \n'
        'TT_8   , TT  , 8 , 85  , -12      , 4           , 897.5 , TX0_UTX0  , 4G_FDD_Band08_DIV8, 9           , 39.163 , 81.076  , -13.097 \n'
        'TT_8   , TT  , 8 , 85  , -12      , 4           , 897.5 , TX0_UTX0  , 4G_FDD_Band08_DIV8, 19          , 39.136 , 81.104  , -13.978 \n'
        'TT_8   , TT  , 8 , 85  , -12      , 4           , 897.5 , TX0_UTX0  , 4G_FDD_Band08_DIV8, 29          , 40.093 , 80.146  , -15.399 \n'
        'TT_8   , TT  , 8 , 85  , -18      , 6           , 897.5 , TX0_UTX0  , 4G_FDD_Band08_DIV8, 1           , 35.8   , 78.439  , -12.652 \n'
        'TT_8   , TT  , 8 , 85  , -18      , 6           , 897.5 , TX0_UTX0  , 4G_FDD_Band08_DIV8, 9           , 36.525 , 77.715  , -13.066 \n'
        'TT_8   , TT  , 8 , 85  , -18      , 6           , 897.5 , TX0_UTX0  , 4G_FDD_Band08_DIV8, 19          , 36.16  , 78.079  , -13.938 \n'
        'TT_8   , TT  , 8 , 85  , -18      , 6           , 897.5 , TX0_UTX0  , 4G_FDD_Band08_DIV8, 29          , 38.019 , 76.22   , -15.358 \n'
        'TT_8   , TT  , 8 , 25  , -12      , 4           , 1950.0, TX0_UTX0  , 4G_FDD_Band01_DIV3, 1           , 39.098 , 81.141  , -13.558 \n'
        'TT_8   , TT  , 8 , 25  , -12      , 4           , 1950.0, TX0_UTX0  , 4G_FDD_Band01_DIV3, 9           , 38.316 , 81.923  , -13.881 \n'
        'TT_8   , TT  , 8 , 25  , -12      , 4           , 1950.0, TX0_UTX0  , 4G_FDD_Band01_DIV3, 19          , 39.936 , 80.304  , -14.622 \n'
        'TT_8   , TT  , 8 , 25  , -12      , 4           , 1950.0, TX0_UTX0  , 4G_FDD_Band01_DIV3, 29          , 42.339 , 77.9    , -15.938 \n'
        'TT_8   , TT  , 8 , 25  , -18      , 6           , 1950.0, TX0_UTX0  , 4G_FDD_Band01_DIV3, 1           , 35.89  , 78.349  , -13.531 \n'
        'TT_8   , TT  , 8 , 25  , -18      , 6           , 1950.0, TX0_UTX0  , 4G_FDD_Band01_DIV3, 9           , 37.356 , 76.883  , -13.858 \n'
        'TT_8   , TT  , 8 , 25  , -18      , 6           , 1950.0, TX0_UTX0  , 4G_FDD_Band01_DIV3, 19          , 38.309 , 75.93   , -14.606 \n'
        'TT_8   , TT  , 8 , 25  , -18      , 6           , 1950.0, TX0_UTX0  , 4G_FDD_Band01_DIV3, 29          , 39.071 , 75.168  , -15.924 \n'
        'TT_8   , TT  , 8 , 25  , -12      , 4           , 836.5 , TX0_UTX0  , 4G_FDD_Band05_DIV6, 1           , 37.103 , 83.136  , -12.394 \n'
        'TT_8   , TT  , 8 , 25  , -12      , 4           , 836.5 , TX0_UTX0  , 4G_FDD_Band05_DIV6, 9           , 37.394 , 82.845  , -12.808 \n'
        'TT_8   , TT  , 8 , 25  , -12      , 4           , 836.5 , TX0_UTX0  , 4G_FDD_Band05_DIV6, 19          , 37.403 , 82.836  , -13.65  \n'
        'TT_8   , TT  , 8 , 25  , -12      , 4           , 836.5 , TX0_UTX0  , 4G_FDD_Band05_DIV6, 29          , 39.798 , 80.441  , -15.018 \n'
        'TT_8   , TT  , 8 , 25  , -18      , 6           , 836.5 , TX0_UTX0  , 4G_FDD_Band05_DIV6, 1           , 34.804 , 79.435  , -12.346 \n'
        'TT_8   , TT  , 8 , 25  , -18      , 6           , 836.5 , TX0_UTX0  , 4G_FDD_Band05_DIV6, 9           , 35.535 , 78.704  , -12.757 \n'
        'TT_8   , TT  , 8 , 25  , -18      , 6           , 836.5 , TX0_UTX0  , 4G_FDD_Band05_DIV6, 19          , 36.85  , 77.389  , -13.604 \n'
        'TT_8   , TT  , 8 , 25  , -18      , 6           , 836.5 , TX0_UTX0  , 4G_FDD_Band05_DIV6, 29          , 36.612 , 77.627  , -14.978 \n'
        'TT_8   , TT  , 8 , 25  , -12      , 4           , 2535.0, TX0_UTX0  , 4G_FDD_Band07_DIV2, 1           , 38.861 , 81.378  , -13.94  \n'
        'TT_8   , TT  , 8 , 25  , -12      , 4           , 2535.0, TX0_UTX0  , 4G_FDD_Band07_DIV2, 9           , 38.585 , 81.654  , -14.316 \n'
        'TT_8   , TT  , 8 , 25  , -12      , 4           , 2535.0, TX0_UTX0  , 4G_FDD_Band07_DIV2, 19          , 41.851 , 78.388  , -15.117 \n'
        'TT_8   , TT  , 8 , 25  , -12      , 4           , 2535.0, TX0_UTX0  , 4G_FDD_Band07_DIV2, 29          , 41.746 , 78.493  , -16.461 \n'
        'TT_8   , TT  , 8 , 25  , -18      , 6           , 2535.0, TX0_UTX0  , 4G_FDD_Band07_DIV2, 1           , 36.776 , 77.464  , -13.933 \n'
        'TT_8   , TT  , 8 , 25  , -18      , 6           , 2535.0, TX0_UTX0  , 4G_FDD_Band07_DIV2, 9           , 37.751 , 76.489  , -14.31  \n'
        'TT_8   , TT  , 8 , 25  , -18      , 6           , 2535.0, TX0_UTX0  , 4G_FDD_Band07_DIV2, 19          , 38.907 , 75.332  , -15.108 \n'
        'TT_8   , TT  , 8 , 25  , -18      , 6           , 2535.0, TX0_UTX0  , 4G_FDD_Band07_DIV2, 29          , 39.506 , 74.733  , -16.453 \n'
        'TT_8   , TT  , 8 , 25  , -12      , 4           , 897.5 , TX0_UTX0  , 4G_FDD_Band08_DIV8, 1           , 36.714 , 83.526  , -12.471 \n'
        'TT_8   , TT  , 8 , 25  , -12      , 4           , 897.5 , TX0_UTX0  , 4G_FDD_Band08_DIV8, 9           , 36.966 , 83.273  , -12.872 \n'
        'TT_8   , TT  , 8 , 25  , -12      , 4           , 897.5 , TX0_UTX0  , 4G_FDD_Band08_DIV8, 19          , 38.436 , 81.804  , -13.699 \n'
        'TT_8   , TT  , 8 , 25  , -12      , 4           , 897.5 , TX0_UTX0  , 4G_FDD_Band08_DIV8, 29          , 39.832 , 80.407  , -15.057 \n'
        'TT_8   , TT  , 8 , 25  , -18      , 6           , 897.5 , TX0_UTX0  , 4G_FDD_Band08_DIV8, 1           , 35.376 , 78.864  , -12.436 \n'
        'TT_8   , TT  , 8 , 25  , -18      , 6           , 897.5 , TX0_UTX0  , 4G_FDD_Band08_DIV8, 9           , 34.984 , 79.255  , -12.832 \n'
        'TT_8   , TT  , 8 , 25  , -18      , 6           , 897.5 , TX0_UTX0  , 4G_FDD_Band08_DIV8, 19          , 36.183 , 78.056  , -13.653 \n'
        'TT_8   , TT  , 8 , 25  , -18      , 6           , 897.5 , TX0_UTX0  , 4G_FDD_Band08_DIV8, 29          , 38.5   , 75.739  , -15.008 \n'
        'TT_8   , TT  , 8 , -30 , -12      , 4           , 1950.0, TX1_UTX1  , 4G_FDD_Band01_DIV4, 1           , 37.169 , 83.07   , -12.799 \n'
        'TT_8   , TT  , 8 , -30 , -12      , 4           , 1950.0, TX1_UTX1  , 4G_FDD_Band01_DIV4, 9           , 39.525 , 80.714  , -13.096 \n'
        'TT_8   , TT  , 8 , -30 , -12      , 4           , 1950.0, TX1_UTX1  , 4G_FDD_Band01_DIV4, 19          , 39.134 , 81.105  , -13.8   \n'
        'TT_8   , TT  , 8 , -30 , -12      , 4           , 1950.0, TX1_UTX1  , 4G_FDD_Band01_DIV4, 29          , 38.935 , 81.304  , -15.093 \n'
        'TT_8   , TT  , 8 , -30 , -18      , 6           , 1950.0, TX1_UTX1  , 4G_FDD_Band01_DIV4, 1           , 34.842 , 79.397  , -12.783 \n'
        'TT_8   , TT  , 8 , -30 , -18      , 6           , 1950.0, TX1_UTX1  , 4G_FDD_Band01_DIV4, 9           , 35.23  , 79.009  , -13.08  \n'
        'TT_8   , TT  , 8 , -30 , -18      , 6           , 1950.0, TX1_UTX1  , 4G_FDD_Band01_DIV4, 19          , 36.017 , 78.222  , -13.788 \n'
        'TT_8   , TT  , 8 , -30 , -18      , 6           , 1950.0, TX1_UTX1  , 4G_FDD_Band01_DIV4, 29          , 37.663 , 76.576  , -15.071 \n'
        'TT_8   , TT  , 8 , -30 , -12      , 4           , 2535.0, TX1_UTX1  , 4G_FDD_Band07_DIV2, 1           , 38.312 , 81.927  , -13.193 \n'
        'TT_8   , TT  , 8 , -30 , -12      , 4           , 2535.0, TX1_UTX1  , 4G_FDD_Band07_DIV2, 9           , 38.496 , 81.743  , -13.541 \n'
        'TT_8   , TT  , 8 , -30 , -12      , 4           , 2535.0, TX1_UTX1  , 4G_FDD_Band07_DIV2, 19          , 39.158 , 81.081  , -14.279 \n'
        'TT_8   , TT  , 8 , -30 , -12      , 4           , 2535.0, TX1_UTX1  , 4G_FDD_Band07_DIV2, 29          , 39.567 , 80.672  , -15.546 \n'
        'TT_8   , TT  , 8 , -30 , -18      , 6           , 2535.0, TX1_UTX1  , 4G_FDD_Band07_DIV2, 1           , 36.02  , 78.22   , -13.197 \n'
        'TT_8   , TT  , 8 , -30 , -18      , 6           , 2535.0, TX1_UTX1  , 4G_FDD_Band07_DIV2, 9           , 35.35  , 78.889  , -13.544 \n'
        'TT_8   , TT  , 8 , -30 , -18      , 6           , 2535.0, TX1_UTX1  , 4G_FDD_Band07_DIV2, 19          , 38.252 , 75.987  , -14.28  \n'
        'TT_8   , TT  , 8 , -30 , -18      , 6           , 2535.0, TX1_UTX1  , 4G_FDD_Band07_DIV2, 29          , 37.716 , 76.523  , -15.545 \n'
        'TT_8   , TT  , 8 , -30 , -12      , 4           , 897.5 , TX1_UTX1  , 4G_FDD_Band08_DIV8, 1           , 35.459 , 84.78   , -11.655 \n'
        'TT_8   , TT  , 8 , -30 , -12      , 4           , 897.5 , TX1_UTX1  , 4G_FDD_Band08_DIV8, 9           , 36.091 , 84.148  , -12.047 \n'
        'TT_8   , TT  , 8 , -30 , -12      , 4           , 897.5 , TX1_UTX1  , 4G_FDD_Band08_DIV8, 19          , 37.578 , 82.661  , -12.871 \n'
        'TT_8   , TT  , 8 , -30 , -12      , 4           , 897.5 , TX1_UTX1  , 4G_FDD_Band08_DIV8, 29          , 38.119 , 82.12   , -14.24  \n'
        'TT_8   , TT  , 8 , -30 , -18      , 6           , 897.5 , TX1_UTX1  , 4G_FDD_Band08_DIV8, 1           , 34.432 , 79.807  , -11.62  \n'
        'TT_8   , TT  , 8 , -30 , -18      , 6           , 897.5 , TX1_UTX1  , 4G_FDD_Band08_DIV8, 9           , 35.147 , 79.092  , -12.005 \n'
        'TT_8   , TT  , 8 , -30 , -18      , 6           , 897.5 , TX1_UTX1  , 4G_FDD_Band08_DIV8, 19          , 35.392 , 78.847  , -12.824 \n'
        'TT_8   , TT  , 8 , -30 , -18      , 6           , 897.5 , TX1_UTX1  , 4G_FDD_Band08_DIV8, 29          , 36.061 , 78.178  , -14.192 \n'
        'TT_8   , TT  , 8 , -30 , -12      , 4           , 897.5 , TX1_UTX1  , 4G_FDD_Band08_DIV8, 1           , 35.904 , 84.335  , -11.663 \n'
        'TT_8   , TT  , 8 , -30 , -12      , 4           , 897.5 , TX1_UTX1  , 4G_FDD_Band08_DIV8, 9           , 36.506 , 83.733  , -12.054 \n'
        'TT_8   , TT  , 8 , -30 , -12      , 4           , 897.5 , TX1_UTX1  , 4G_FDD_Band08_DIV8, 19          , 36.493 , 83.746  , -12.879 \n'
        'TT_8   , TT  , 8 , -30 , -12      , 4           , 897.5 , TX1_UTX1  , 4G_FDD_Band08_DIV8, 29          , 38.558 , 81.681  , -14.247 \n'
        'TT_8   , TT  , 8 , -30 , -18      , 6           , 897.5 , TX1_UTX1  , 4G_FDD_Band08_DIV8, 1           , 34.444 , 79.796  , -11.628 \n'
        'TT_8   , TT  , 8 , -30 , -18      , 6           , 897.5 , TX1_UTX1  , 4G_FDD_Band08_DIV8, 9           , 33.598 , 80.641  , -12.011 \n'
        'TT_8   , TT  , 8 , -30 , -18      , 6           , 897.5 , TX1_UTX1  , 4G_FDD_Band08_DIV8, 19          , 34.355 , 79.884  , -12.829 \n'
        'TT_8   , TT  , 8 , -30 , -18      , 6           , 897.5 , TX1_UTX1  , 4G_FDD_Band08_DIV8, 29          , 36.786 , 77.453  , -14.195 \n'
        'TT_8   , TT  , 8 , -30 , -12      , 4           , 3625.0, TX1_URX2_3, 4G_TDD_Band48_DIV2, 1           , 39.984 , 80.255  , -14.439 \n'
        'TT_8   , TT  , 8 , -30 , -12      , 4           , 3625.0, TX1_URX2_3, 4G_TDD_Band48_DIV2, 9           , 39.718 , 80.521  , -14.692 \n'
        'TT_8   , TT  , 8 , -30 , -12      , 4           , 3625.0, TX1_URX2_3, 4G_TDD_Band48_DIV2, 19          , 39.925 , 80.314  , -15.427 \n'
        'TT_8   , TT  , 8 , -30 , -12      , 4           , 3625.0, TX1_URX2_3, 4G_TDD_Band48_DIV2, 29          , 42.286 , 77.953  , -16.831 \n'
        'TT_8   , TT  , 8 , -30 , -18      , 6           , 3625.0, TX1_URX2_3, 4G_TDD_Band48_DIV2, 1           , 37.748 , 76.491  , -14.448 \n'
        'TT_8   , TT  , 8 , -30 , -18      , 6           , 3625.0, TX1_URX2_3, 4G_TDD_Band48_DIV2, 9           , 37.193 , 77.046  , -14.696 \n'
        'TT_8   , TT  , 8 , -30 , -18      , 6           , 3625.0, TX1_URX2_3, 4G_TDD_Band48_DIV2, 19          , 38.633 , 75.606  , -15.42  \n'
        'TT_8   , TT  , 8 , -30 , -18      , 6           , 3625.0, TX1_URX2_3, 4G_TDD_Band48_DIV2, 29          , 41.377 , 72.862  , -16.799 \n'
        'TT_8   , TT  , 8 , 85  , -12      , 4           , 1950.0, TX1_UTX1  , 4G_FDD_Band01_DIV4, 1           , 38.742 , 81.497  , -13.392 \n'
        'TT_8   , TT  , 8 , 85  , -12      , 4           , 1950.0, TX1_UTX1  , 4G_FDD_Band01_DIV4, 9           , 40.234 , 80.005  , -13.737 \n'
        'TT_8   , TT  , 8 , 85  , -12      , 4           , 1950.0, TX1_UTX1  , 4G_FDD_Band01_DIV4, 19          , 40.265 , 79.974  , -14.557 \n'
        'TT_8   , TT  , 8 , 85  , -12      , 4           , 1950.0, TX1_UTX1  , 4G_FDD_Band01_DIV4, 29          , 41.182 , 79.058  , -15.976 \n'
        'TT_8   , TT  , 8 , 85  , -18      , 6           , 1950.0, TX1_UTX1  , 4G_FDD_Band01_DIV4, 1           , 37.414 , 76.825  , -13.365 \n'
        'TT_8   , TT  , 8 , 85  , -18      , 6           , 1950.0, TX1_UTX1  , 4G_FDD_Band01_DIV4, 9           , 36.764 , 77.475  , -13.721 \n'
        'TT_8   , TT  , 8 , 85  , -18      , 6           , 1950.0, TX1_UTX1  , 4G_FDD_Band01_DIV4, 19          , 38.362 , 75.877  , -14.547 \n'
        'TT_8   , TT  , 8 , 85  , -18      , 6           , 1950.0, TX1_UTX1  , 4G_FDD_Band01_DIV4, 29          , 40.196 , 74.043  , -15.971 \n'
        'TT_8   , TT  , 8 , 85  , -12      , 4           , 2535.0, TX1_UTX1  , 4G_FDD_Band07_DIV2, 1           , 40.57  , 79.669  , -13.75  \n'
        'TT_8   , TT  , 8 , 85  , -12      , 4           , 2535.0, TX1_UTX1  , 4G_FDD_Band07_DIV2, 9           , 40.888 , 79.351  , -14.164 \n'
        'TT_8   , TT  , 8 , 85  , -12      , 4           , 2535.0, TX1_UTX1  , 4G_FDD_Band07_DIV2, 19          , 41.092 , 79.147  , -15.056 \n'
        'TT_8   , TT  , 8 , 85  , -12      , 4           , 2535.0, TX1_UTX1  , 4G_FDD_Band07_DIV2, 29          , 41.928 , 78.311  , -16.495 \n'
        'TT_8   , TT  , 8 , 85  , -18      , 6           , 2535.0, TX1_UTX1  , 4G_FDD_Band07_DIV2, 1           , 38.775 , 75.464  , -13.752 \n'
        'TT_8   , TT  , 8 , 85  , -18      , 6           , 2535.0, TX1_UTX1  , 4G_FDD_Band07_DIV2, 9           , 37.677 , 76.562  , -14.167 \n'
        'TT_8   , TT  , 8 , 85  , -18      , 6           , 2535.0, TX1_UTX1  , 4G_FDD_Band07_DIV2, 19          , 39.492 , 74.747  , -15.05  \n'
        'TT_8   , TT  , 8 , 85  , -18      , 6           , 2535.0, TX1_UTX1  , 4G_FDD_Band07_DIV2, 29          , 40.552 , 73.687  , -16.499 \n'
        'TT_8   , TT  , 8 , 85  , -12      , 4           , 897.5 , TX1_UTX1  , 4G_FDD_Band08_DIV8, 1           , 36.837 , 83.403  , -12.004 \n'
        'TT_8   , TT  , 8 , 85  , -12      , 4           , 897.5 , TX1_UTX1  , 4G_FDD_Band08_DIV8, 9           , 37.418 , 82.821  , -12.447 \n'
        'TT_8   , TT  , 8 , 85  , -12      , 4           , 897.5 , TX1_UTX1  , 4G_FDD_Band08_DIV8, 19          , 39.509 , 80.731  , -13.389 \n'
        'TT_8   , TT  , 8 , 85  , -12      , 4           , 897.5 , TX1_UTX1  , 4G_FDD_Band08_DIV8, 29          , 39.422 , 80.817  , -14.902 \n'
        'TT_8   , TT  , 8 , 85  , -18      , 6           , 897.5 , TX1_UTX1  , 4G_FDD_Band08_DIV8, 1           , 34.953 , 79.287  , -11.969 \n'
        'TT_8   , TT  , 8 , 85  , -18      , 6           , 897.5 , TX1_UTX1  , 4G_FDD_Band08_DIV8, 9           , 35.475 , 78.764  , -12.402 \n'
        'TT_8   , TT  , 8 , 85  , -18      , 6           , 897.5 , TX1_UTX1  , 4G_FDD_Band08_DIV8, 19          , 37.548 , 76.691  , -13.34  \n'
        'TT_8   , TT  , 8 , 85  , -18      , 6           , 897.5 , TX1_UTX1  , 4G_FDD_Band08_DIV8, 29          , 38.579 , 75.66   , -14.857 \n'
        'TT_8   , TT  , 8 , 85  , -12      , 4           , 897.5 , TX1_UTX1  , 4G_FDD_Band08_DIV8, 1           , 37.651 , 82.588  , -12.001 \n'
        'TT_8   , TT  , 8 , 85  , -12      , 4           , 897.5 , TX1_UTX1  , 4G_FDD_Band08_DIV8, 9           , 37.669 , 82.57   , -12.442 \n'
        'TT_8   , TT  , 8 , 85  , -12      , 4           , 897.5 , TX1_UTX1  , 4G_FDD_Band08_DIV8, 19          , 38.152 , 82.088  , -13.389 \n'
        'TT_8   , TT  , 8 , 85  , -12      , 4           , 897.5 , TX1_UTX1  , 4G_FDD_Band08_DIV8, 29          , 40.753 , 79.486  , -14.905 \n'
        'TT_8   , TT  , 8 , 85  , -18      , 6           , 897.5 , TX1_UTX1  , 4G_FDD_Band08_DIV8, 1           , 36.0   , 78.239  , -11.976 \n'
        'TT_8   , TT  , 8 , 85  , -18      , 6           , 897.5 , TX1_UTX1  , 4G_FDD_Band08_DIV8, 9           , 35.889 , 78.35   , -12.406 \n'
        'TT_8   , TT  , 8 , 85  , -18      , 6           , 897.5 , TX1_UTX1  , 4G_FDD_Band08_DIV8, 19          , 36.78  , 77.459  , -13.345 \n'
        'TT_8   , TT  , 8 , 85  , -18      , 6           , 897.5 , TX1_UTX1  , 4G_FDD_Band08_DIV8, 29          , 37.65  , 76.589  , -14.861 \n'
        'TT_8   , TT  , 8 , 85  , -12      , 4           , 3625.0, TX1_URX2_3, 4G_TDD_Band48_DIV2, 1           , 42.608 , 77.631  , -15.243 \n'
        'TT_8   , TT  , 8 , 85  , -12      , 4           , 3625.0, TX1_URX2_3, 4G_TDD_Band48_DIV2, 9           , 42.141 , 78.098  , -15.538 \n'
        'TT_8   , TT  , 8 , 85  , -12      , 4           , 3625.0, TX1_URX2_3, 4G_TDD_Band48_DIV2, 19          , 43.663 , 76.576  , -16.375 \n'
        'TT_8   , TT  , 8 , 85  , -12      , 4           , 3625.0, TX1_URX2_3, 4G_TDD_Band48_DIV2, 29          , 44.629 , 75.61   , -17.883 \n'
        'TT_8   , TT  , 8 , 85  , -18      , 6           , 3625.0, TX1_URX2_3, 4G_TDD_Band48_DIV2, 1           , 39.529 , 74.71   , -15.24  \n'
        'TT_8   , TT  , 8 , 85  , -18      , 6           , 3625.0, TX1_URX2_3, 4G_TDD_Band48_DIV2, 9           , 40.488 , 73.751  , -15.542 \n'
        'TT_8   , TT  , 8 , 85  , -18      , 6           , 3625.0, TX1_URX2_3, 4G_TDD_Band48_DIV2, 19          , 40.34  , 73.9    , -16.378 \n'
        'TT_8   , TT  , 8 , 85  , -18      , 6           , 3625.0, TX1_URX2_3, 4G_TDD_Band48_DIV2, 29          , 42.951 , 71.288  , -17.871 \n'
        'TT_8   , TT  , 8 , 25  , -12      , 4           , 1950.0, TX1_UTX1  , 4G_FDD_Band01_DIV4, 1           , 38.07  , 82.169  , -13.086 \n'
        'TT_8   , TT  , 8 , 25  , -12      , 4           , 1950.0, TX1_UTX1  , 4G_FDD_Band01_DIV4, 9           , 38.207 , 82.032  , -13.418 \n'
        'TT_8   , TT  , 8 , 25  , -12      , 4           , 1950.0, TX1_UTX1  , 4G_FDD_Band01_DIV4, 19          , 38.44  , 81.799  , -14.176 \n'
        'TT_8   , TT  , 8 , 25  , -12      , 4           , 1950.0, TX1_UTX1  , 4G_FDD_Band01_DIV4, 29          , 40.013 , 80.226  , -15.512 \n'
        'TT_8   , TT  , 8 , 25  , -18      , 6           , 1950.0, TX1_UTX1  , 4G_FDD_Band01_DIV4, 1           , 35.369 , 78.87   , -13.062 \n'
        'TT_8   , TT  , 8 , 25  , -18      , 6           , 1950.0, TX1_UTX1  , 4G_FDD_Band01_DIV4, 9           , 36.912 , 77.327  , -13.393 \n'
        'TT_8   , TT  , 8 , 25  , -18      , 6           , 1950.0, TX1_UTX1  , 4G_FDD_Band01_DIV4, 19          , 37.329 , 76.91   , -14.156 \n'
        'TT_8   , TT  , 8 , 25  , -18      , 6           , 1950.0, TX1_UTX1  , 4G_FDD_Band01_DIV4, 29          , 38.659 , 75.58   , -15.502 \n'
        'TT_8   , TT  , 8 , 25  , -12      , 4           , 2535.0, TX1_UTX1  , 4G_FDD_Band07_DIV2, 1           , 39.299 , 80.94   , -13.444 \n'
        'TT_8   , TT  , 8 , 25  , -12      , 4           , 2535.0, TX1_UTX1  , 4G_FDD_Band07_DIV2, 9           , 39.436 , 80.803  , -13.835 \n'
        'TT_8   , TT  , 8 , 25  , -12      , 4           , 2535.0, TX1_UTX1  , 4G_FDD_Band07_DIV2, 19          , 40.542 , 79.697  , -14.649 \n'
        'TT_8   , TT  , 8 , 25  , -12      , 4           , 2535.0, TX1_UTX1  , 4G_FDD_Band07_DIV2, 29          , 40.929 , 79.31   , -15.996 \n'
        'TT_8   , TT  , 8 , 25  , -18      , 6           , 2535.0, TX1_UTX1  , 4G_FDD_Band07_DIV2, 1           , 37.568 , 76.671  , -13.45  \n'
        'TT_8   , TT  , 8 , 25  , -18      , 6           , 2535.0, TX1_UTX1  , 4G_FDD_Band07_DIV2, 9           , 37.764 , 76.475  , -13.838 \n'
        'TT_8   , TT  , 8 , 25  , -18      , 6           , 2535.0, TX1_UTX1  , 4G_FDD_Band07_DIV2, 19          , 37.761 , 76.478  , -14.652 \n'
        'TT_8   , TT  , 8 , 25  , -18      , 6           , 2535.0, TX1_UTX1  , 4G_FDD_Band07_DIV2, 29          , 39.45  , 74.79   , -16.004 \n'
        'TT_8   , TT  , 8 , 25  , -12      , 4           , 897.5 , TX1_UTX1  , 4G_FDD_Band08_DIV8, 1           , 36.555 , 83.684  , -11.82  \n'
        'TT_8   , TT  , 8 , 25  , -12      , 4           , 897.5 , TX1_UTX1  , 4G_FDD_Band08_DIV8, 9           , 36.939 , 83.3    , -12.236 \n'
        'TT_8   , TT  , 8 , 25  , -12      , 4           , 897.5 , TX1_UTX1  , 4G_FDD_Band08_DIV8, 19          , 38.328 , 81.912  , -13.12  \n'
        'TT_8   , TT  , 8 , 25  , -12      , 4           , 897.5 , TX1_UTX1  , 4G_FDD_Band08_DIV8, 29          , 39.052 , 81.187  , -14.558 \n'
        'TT_8   , TT  , 8 , 25  , -18      , 6           , 897.5 , TX1_UTX1  , 4G_FDD_Band08_DIV8, 1           , 34.929 , 79.31   , -11.791 \n'
        'TT_8   , TT  , 8 , 25  , -18      , 6           , 897.5 , TX1_UTX1  , 4G_FDD_Band08_DIV8, 9           , 35.271 , 78.968  , -12.201 \n'
        'TT_8   , TT  , 8 , 25  , -18      , 6           , 897.5 , TX1_UTX1  , 4G_FDD_Band08_DIV8, 19          , 36.338 , 77.901  , -13.074 \n'
        'TT_8   , TT  , 8 , 25  , -18      , 6           , 897.5 , TX1_UTX1  , 4G_FDD_Band08_DIV8, 29          , 37.896 , 76.343  , -14.51  \n'
        'TT_8   , TT  , 8 , 25  , -12      , 4           , 897.5 , TX1_UTX1  , 4G_FDD_Band08_DIV8, 1           , 38.024 , 82.215  , -11.826 \n'
        'TT_8   , TT  , 8 , 25  , -12      , 4           , 897.5 , TX1_UTX1  , 4G_FDD_Band08_DIV8, 9           , 37.268 , 82.971  , -12.242 \n'
        'TT_8   , TT  , 8 , 25  , -12      , 4           , 897.5 , TX1_UTX1  , 4G_FDD_Band08_DIV8, 19          , 38.606 , 81.633  , -13.126 \n'
        'TT_8   , TT  , 8 , 25  , -12      , 4           , 897.5 , TX1_UTX1  , 4G_FDD_Band08_DIV8, 29          , 39.405 , 80.834  , -14.563 \n'
        'TT_8   , TT  , 8 , 25  , -18      , 6           , 897.5 , TX1_UTX1  , 4G_FDD_Band08_DIV8, 1           , 34.513 , 79.726  , -11.795 \n'
        'TT_8   , TT  , 8 , 25  , -18      , 6           , 897.5 , TX1_UTX1  , 4G_FDD_Band08_DIV8, 9           , 34.486 , 79.753  , -12.204 \n'
        'TT_8   , TT  , 8 , 25  , -18      , 6           , 897.5 , TX1_UTX1  , 4G_FDD_Band08_DIV8, 19          , 36.127 , 78.112  , -13.076 \n'
        'TT_8   , TT  , 8 , 25  , -18      , 6           , 897.5 , TX1_UTX1  , 4G_FDD_Band08_DIV8, 29          , 36.85  , 77.39   , -14.513 \n'
        'TT_8   , TT  , 8 , 25  , -12      , 4           , 3625.0, TX1_URX2_3, 4G_TDD_Band48_DIV2, 1           , 41.103 , 79.136  , -14.84  \n'
        'TT_8   , TT  , 8 , 25  , -12      , 4           , 3625.0, TX1_URX2_3, 4G_TDD_Band48_DIV2, 9           , 40.548 , 79.691  , -15.115 \n'
        'TT_8   , TT  , 8 , 25  , -12      , 4           , 3625.0, TX1_URX2_3, 4G_TDD_Band48_DIV2, 19          , 41.4   , 78.839  , -15.874 \n'
        'TT_8   , TT  , 8 , 25  , -12      , 4           , 3625.0, TX1_URX2_3, 4G_TDD_Band48_DIV2, 29          , 43.306 , 76.933  , -17.295 \n'
        'TT_8   , TT  , 8 , 25  , -18      , 6           , 3625.0, TX1_URX2_3, 4G_TDD_Band48_DIV2, 1           , 39.197 , 75.042  , -14.848 \n'
        'TT_8   , TT  , 8 , 25  , -18      , 6           , 3625.0, TX1_URX2_3, 4G_TDD_Band48_DIV2, 9           , 37.951 , 76.288  , -15.115 \n'
        'TT_8   , TT  , 8 , 25  , -18      , 6           , 3625.0, TX1_URX2_3, 4G_TDD_Band48_DIV2, 19          , 40.609 , 73.63   , -15.864 \n'
        'TT_8   , TT  , 8 , 25  , -18      , 6           , 3625.0, TX1_URX2_3, 4G_TDD_Band48_DIV2, 29          , 40.981 , 73.258  , -17.274 \n'
        'TT_2   , TT  , 2 , -30 , -12      , 4           , 1950.0, TX0_UTX0  , 4G_FDD_Band01_DIV3, 1           , 37.478 , 82.762  , -13.111 \n'
        'TT_2   , TT  , 2 , -30 , -12      , 4           , 1950.0, TX0_UTX0  , 4G_FDD_Band01_DIV3, 9           , 38.326 , 81.913  , -13.398 \n'
        'TT_2   , TT  , 2 , -30 , -12      , 4           , 1950.0, TX0_UTX0  , 4G_FDD_Band01_DIV3, 19          , 37.963 , 82.276  , -14.077 \n'
        'TT_2   , TT  , 2 , -30 , -12      , 4           , 1950.0, TX0_UTX0  , 4G_FDD_Band01_DIV3, 29          , 40.783 , 79.456  , -15.32  \n'
        'TT_2   , TT  , 2 , -30 , -18      , 6           , 1950.0, TX0_UTX0  , 4G_FDD_Band01_DIV3, 1           , 35.852 , 78.387  , -13.098 \n'
        'TT_2   , TT  , 2 , -30 , -18      , 6           , 1950.0, TX0_UTX0  , 4G_FDD_Band01_DIV3, 9           , 35.488 , 78.751  , -13.392 \n'
        'TT_2   , TT  , 2 , -30 , -18      , 6           , 1950.0, TX0_UTX0  , 4G_FDD_Band01_DIV3, 19          , 36.688 , 77.551  , -14.074 \n'
        'TT_2   , TT  , 2 , -30 , -18      , 6           , 1950.0, TX0_UTX0  , 4G_FDD_Band01_DIV3, 29          , 39.534 , 74.705  , -15.312 \n'
        'TT_2   , TT  , 2 , -30 , -12      , 4           , 836.5 , TX0_UTX0  , 4G_FDD_Band05_DIV6, 1           , 35.787 , 84.452  , -12.07  \n'
        'TT_2   , TT  , 2 , -30 , -12      , 4           , 836.5 , TX0_UTX0  , 4G_FDD_Band05_DIV6, 9           , 36.826 , 83.413  , -12.455 \n'
        'TT_2   , TT  , 2 , -30 , -12      , 4           , 836.5 , TX0_UTX0  , 4G_FDD_Band05_DIV6, 19          , 37.742 , 82.497  , -13.226 \n'
        'TT_2   , TT  , 2 , -30 , -12      , 4           , 836.5 , TX0_UTX0  , 4G_FDD_Band05_DIV6, 29          , 38.521 , 81.718  , -14.503 \n'
        'TT_2   , TT  , 2 , -30 , -18      , 6           , 836.5 , TX0_UTX0  , 4G_FDD_Band05_DIV6, 1           , 34.151 , 80.088  , -12.039 \n'
        'TT_2   , TT  , 2 , -30 , -18      , 6           , 836.5 , TX0_UTX0  , 4G_FDD_Band05_DIV6, 9           , 34.367 , 79.873  , -12.429 \n'
        'TT_2   , TT  , 2 , -30 , -18      , 6           , 836.5 , TX0_UTX0  , 4G_FDD_Band05_DIV6, 19          , 35.075 , 79.164  , -13.212 \n'
        'TT_2   , TT  , 2 , -30 , -18      , 6           , 836.5 , TX0_UTX0  , 4G_FDD_Band05_DIV6, 29          , 37.287 , 76.952  , -14.482 \n'
        'TT_2   , TT  , 2 , -30 , -12      , 4           , 2535.0, TX0_UTX0  , 4G_FDD_Band07_DIV2, 1           , 38.245 , 81.994  , -13.545 \n'
        'TT_2   , TT  , 2 , -30 , -12      , 4           , 2535.0, TX0_UTX0  , 4G_FDD_Band07_DIV2, 9           , 38.638 , 81.601  , -13.862 \n'
        'TT_2   , TT  , 2 , -30 , -12      , 4           , 2535.0, TX0_UTX0  , 4G_FDD_Band07_DIV2, 19          , 40.404 , 79.836  , -14.555 \n'
        'TT_2   , TT  , 2 , -30 , -12      , 4           , 2535.0, TX0_UTX0  , 4G_FDD_Band07_DIV2, 29          , 40.719 , 79.52   , -15.78  \n'
        'TT_2   , TT  , 2 , -30 , -18      , 6           , 2535.0, TX0_UTX0  , 4G_FDD_Band07_DIV2, 1           , 36.536 , 77.703  , -13.556 \n'
        'TT_2   , TT  , 2 , -30 , -18      , 6           , 2535.0, TX0_UTX0  , 4G_FDD_Band07_DIV2, 9           , 36.763 , 77.476  , -13.869 \n'
        'TT_2   , TT  , 2 , -30 , -18      , 6           , 2535.0, TX0_UTX0  , 4G_FDD_Band07_DIV2, 19          , 37.73  , 76.509  , -14.558 \n'
        'TT_2   , TT  , 2 , -30 , -18      , 6           , 2535.0, TX0_UTX0  , 4G_FDD_Band07_DIV2, 29          , 40.156 , 74.083  , -15.782 \n'
        'TT_2   , TT  , 2 , -30 , -12      , 4           , 897.5 , TX0_UTX0  , 4G_FDD_Band08_DIV8, 1           , 36.025 , 84.214  , -12.106 \n'
        'TT_2   , TT  , 2 , -30 , -12      , 4           , 897.5 , TX0_UTX0  , 4G_FDD_Band08_DIV8, 9           , 37.506 , 82.734  , -12.479 \n'
        'TT_2   , TT  , 2 , -30 , -12      , 4           , 897.5 , TX0_UTX0  , 4G_FDD_Band08_DIV8, 19          , 37.157 , 83.082  , -13.248 \n'
        'TT_2   , TT  , 2 , -30 , -12      , 4           , 897.5 , TX0_UTX0  , 4G_FDD_Band08_DIV8, 29          , 37.601 , 82.638  , -14.528 \n'
        'TT_2   , TT  , 2 , -30 , -18      , 6           , 897.5 , TX0_UTX0  , 4G_FDD_Band08_DIV8, 1           , 35.472 , 78.767  , -12.072 \n'
        'TT_2   , TT  , 2 , -30 , -18      , 6           , 897.5 , TX0_UTX0  , 4G_FDD_Band08_DIV8, 9           , 34.652 , 79.587  , -12.44  \n'
        'TT_2   , TT  , 2 , -30 , -18      , 6           , 897.5 , TX0_UTX0  , 4G_FDD_Band08_DIV8, 19          , 34.614 , 79.625  , -13.207 \n'
        'TT_2   , TT  , 2 , -30 , -18      , 6           , 897.5 , TX0_UTX0  , 4G_FDD_Band08_DIV8, 29          , 36.348 , 77.891  , -14.49  \n'
        'TT_2   , TT  , 2 , 85  , -12      , 4           , 1950.0, TX0_UTX0  , 4G_FDD_Band01_DIV3, 1           , 39.743 , 80.496  , -13.772 \n'
        'TT_2   , TT  , 2 , 85  , -12      , 4           , 1950.0, TX0_UTX0  , 4G_FDD_Band01_DIV3, 9           , 39.291 , 80.948  , -14.113 \n'
        'TT_2   , TT  , 2 , 85  , -12      , 4           , 1950.0, TX0_UTX0  , 4G_FDD_Band01_DIV3, 19          , 40.649 , 79.591  , -14.875 \n'
        'TT_2   , TT  , 2 , 85  , -12      , 4           , 1950.0, TX0_UTX0  , 4G_FDD_Band01_DIV3, 29          , 41.41  , 78.83   , -16.199 \n'
        'TT_2   , TT  , 2 , 85  , -18      , 6           , 1950.0, TX0_UTX0  , 4G_FDD_Band01_DIV3, 1           , 37.622 , 76.617  , -13.763 \n'
        'TT_2   , TT  , 2 , 85  , -18      , 6           , 1950.0, TX0_UTX0  , 4G_FDD_Band01_DIV3, 9           , 37.703 , 76.536  , -14.103 \n'
        'TT_2   , TT  , 2 , 85  , -18      , 6           , 1950.0, TX0_UTX0  , 4G_FDD_Band01_DIV3, 19          , 38.42  , 75.82   , -14.87  \n'
        'TT_2   , TT  , 2 , 85  , -18      , 6           , 1950.0, TX0_UTX0  , 4G_FDD_Band01_DIV3, 29          , 39.384 , 74.855  , -16.198 \n'
        'TT_2   , TT  , 2 , 85  , -12      , 4           , 836.5 , TX0_UTX0  , 4G_FDD_Band05_DIV6, 1           , 37.462 , 82.777  , -12.409 \n'
        'TT_2   , TT  , 2 , 85  , -12      , 4           , 836.5 , TX0_UTX0  , 4G_FDD_Band05_DIV6, 9           , 38.528 , 81.711  , -12.838 \n'
        'TT_2   , TT  , 2 , 85  , -12      , 4           , 836.5 , TX0_UTX0  , 4G_FDD_Band05_DIV6, 19          , 39.03  , 81.209  , -13.714 \n'
        'TT_2   , TT  , 2 , 85  , -12      , 4           , 836.5 , TX0_UTX0  , 4G_FDD_Band05_DIV6, 29          , 40.912 , 79.327  , -15.118 \n'
        'TT_2   , TT  , 2 , 85  , -18      , 6           , 836.5 , TX0_UTX0  , 4G_FDD_Band05_DIV6, 1           , 35.183 , 79.056  , -12.38  \n'
        'TT_2   , TT  , 2 , 85  , -18      , 6           , 836.5 , TX0_UTX0  , 4G_FDD_Band05_DIV6, 9           , 35.334 , 78.905  , -12.81  \n'
        'TT_2   , TT  , 2 , 85  , -18      , 6           , 836.5 , TX0_UTX0  , 4G_FDD_Band05_DIV6, 19          , 36.313 , 77.926  , -13.69  \n'
        'TT_2   , TT  , 2 , 85  , -18      , 6           , 836.5 , TX0_UTX0  , 4G_FDD_Band05_DIV6, 29          , 38.111 , 76.128  , -15.101 \n'
        'TT_2   , TT  , 2 , 85  , -12      , 4           , 2535.0, TX0_UTX0  , 4G_FDD_Band07_DIV2, 1           , 39.124 , 81.115  , -14.238 \n'
        'TT_2   , TT  , 2 , 85  , -12      , 4           , 2535.0, TX0_UTX0  , 4G_FDD_Band07_DIV2, 9           , 41.099 , 79.14   , -14.618 \n'
        'TT_2   , TT  , 2 , 85  , -12      , 4           , 2535.0, TX0_UTX0  , 4G_FDD_Band07_DIV2, 19          , 40.758 , 79.481  , -15.434 \n'
        'TT_2   , TT  , 2 , 85  , -12      , 4           , 2535.0, TX0_UTX0  , 4G_FDD_Band07_DIV2, 29          , 42.071 , 78.168  , -16.786 \n'
        'TT_2   , TT  , 2 , 85  , -18      , 6           , 2535.0, TX0_UTX0  , 4G_FDD_Band07_DIV2, 1           , 37.921 , 76.318  , -14.234 \n'
        'TT_2   , TT  , 2 , 85  , -18      , 6           , 2535.0, TX0_UTX0  , 4G_FDD_Band07_DIV2, 9           , 38.912 , 75.327  , -14.62  \n'
        'TT_2   , TT  , 2 , 85  , -18      , 6           , 2535.0, TX0_UTX0  , 4G_FDD_Band07_DIV2, 19          , 40.856 , 73.383  , -15.438 \n'
        'TT_2   , TT  , 2 , 85  , -18      , 6           , 2535.0, TX0_UTX0  , 4G_FDD_Band07_DIV2, 29          , 40.718 , 73.521  , -16.797 \n'
        'TT_2   , TT  , 2 , 85  , -12      , 4           , 897.5 , TX0_UTX0  , 4G_FDD_Band08_DIV8, 1           , 37.447 , 82.792  , -12.473 \n'
        'TT_2   , TT  , 2 , 85  , -12      , 4           , 897.5 , TX0_UTX0  , 4G_FDD_Band08_DIV8, 9           , 38.73  , 81.509  , -12.891 \n'
        'TT_2   , TT  , 2 , 85  , -12      , 4           , 897.5 , TX0_UTX0  , 4G_FDD_Band08_DIV8, 19          , 38.984 , 81.255  , -13.76  \n'
        'TT_2   , TT  , 2 , 85  , -12      , 4           , 897.5 , TX0_UTX0  , 4G_FDD_Band08_DIV8, 29          , 40.978 , 79.261  , -15.163 \n'
        'TT_2   , TT  , 2 , 85  , -18      , 6           , 897.5 , TX0_UTX0  , 4G_FDD_Band08_DIV8, 1           , 35.117 , 79.122  , -12.452 \n'
        'TT_2   , TT  , 2 , 85  , -18      , 6           , 897.5 , TX0_UTX0  , 4G_FDD_Band08_DIV8, 9           , 36.124 , 78.115  , -12.862 \n'
        'TT_2   , TT  , 2 , 85  , -18      , 6           , 897.5 , TX0_UTX0  , 4G_FDD_Band08_DIV8, 19          , 37.271 , 76.968  , -13.726 \n'
        'TT_2   , TT  , 2 , 85  , -18      , 6           , 897.5 , TX0_UTX0  , 4G_FDD_Band08_DIV8, 29          , 38.83  , 75.409  , -15.131 \n'
        'TT_2   , TT  , 2 , 25  , -12      , 4           , 1950.0, TX0_UTX0  , 4G_FDD_Band01_DIV3, 1           , 37.878 , 82.361  , -13.474 \n'
        'TT_2   , TT  , 2 , 25  , -12      , 4           , 1950.0, TX0_UTX0  , 4G_FDD_Band01_DIV3, 9           , 39.08  , 81.159  , -13.793 \n'
        'TT_2   , TT  , 2 , 25  , -12      , 4           , 1950.0, TX0_UTX0  , 4G_FDD_Band01_DIV3, 19          , 38.878 , 81.361  , -14.5   \n'
        'TT_2   , TT  , 2 , 25  , -12      , 4           , 1950.0, TX0_UTX0  , 4G_FDD_Band01_DIV3, 29          , 41.199 , 79.04   , -15.769 \n'
        'TT_2   , TT  , 2 , 25  , -18      , 6           , 1950.0, TX0_UTX0  , 4G_FDD_Band01_DIV3, 1           , 37.562 , 76.677  , -13.452 \n'
        'TT_2   , TT  , 2 , 25  , -18      , 6           , 1950.0, TX0_UTX0  , 4G_FDD_Band01_DIV3, 9           , 37.224 , 77.015  , -13.769 \n'
        'TT_2   , TT  , 2 , 25  , -18      , 6           , 1950.0, TX0_UTX0  , 4G_FDD_Band01_DIV3, 19          , 37.82  , 76.419  , -14.485 \n'
        'TT_2   , TT  , 2 , 25  , -18      , 6           , 1950.0, TX0_UTX0  , 4G_FDD_Band01_DIV3, 29          , 38.942 , 75.298  , -15.76  \n'
        'TT_2   , TT  , 2 , 25  , -12      , 4           , 836.5 , TX0_UTX0  , 4G_FDD_Band05_DIV6, 1           , 36.736 , 83.503  , -12.251 \n'
        'TT_2   , TT  , 2 , 25  , -12      , 4           , 836.5 , TX0_UTX0  , 4G_FDD_Band05_DIV6, 9           , 37.944 , 82.295  , -12.658 \n'
        'TT_2   , TT  , 2 , 25  , -12      , 4           , 836.5 , TX0_UTX0  , 4G_FDD_Band05_DIV6, 19          , 37.844 , 82.395  , -13.483 \n'
        'TT_2   , TT  , 2 , 25  , -12      , 4           , 836.5 , TX0_UTX0  , 4G_FDD_Band05_DIV6, 29          , 39.793 , 80.446  , -14.817 \n'
        'TT_2   , TT  , 2 , 25  , -18      , 6           , 836.5 , TX0_UTX0  , 4G_FDD_Band05_DIV6, 1           , 34.47  , 79.769  , -12.221 \n'
        'TT_2   , TT  , 2 , 25  , -18      , 6           , 836.5 , TX0_UTX0  , 4G_FDD_Band05_DIV6, 9           , 36.014 , 78.225  , -12.631 \n'
        'TT_2   , TT  , 2 , 25  , -18      , 6           , 836.5 , TX0_UTX0  , 4G_FDD_Band05_DIV6, 19          , 36.185 , 78.054  , -13.455 \n'
        'TT_2   , TT  , 2 , 25  , -18      , 6           , 836.5 , TX0_UTX0  , 4G_FDD_Band05_DIV6, 29          , 37.572 , 76.667  , -14.794 \n'
        'TT_2   , TT  , 2 , 25  , -12      , 4           , 2535.0, TX0_UTX0  , 4G_FDD_Band07_DIV2, 1           , 39.366 , 80.873  , -13.908 \n'
        'TT_2   , TT  , 2 , 25  , -12      , 4           , 2535.0, TX0_UTX0  , 4G_FDD_Band07_DIV2, 9           , 39.494 , 80.745  , -14.268 \n'
        'TT_2   , TT  , 2 , 25  , -12      , 4           , 2535.0, TX0_UTX0  , 4G_FDD_Band07_DIV2, 19          , 40.322 , 79.918  , -15.02  \n'
        'TT_2   , TT  , 2 , 25  , -12      , 4           , 2535.0, TX0_UTX0  , 4G_FDD_Band07_DIV2, 29          , 42.45  , 77.789  , -16.294 \n'
        'TT_2   , TT  , 2 , 25  , -18      , 6           , 2535.0, TX0_UTX0  , 4G_FDD_Band07_DIV2, 1           , 37.464 , 76.775  , -13.881 \n'
        'TT_2   , TT  , 2 , 25  , -18      , 6           , 2535.0, TX0_UTX0  , 4G_FDD_Band07_DIV2, 9           , 37.67  , 76.57   , -14.238 \n'
        'TT_2   , TT  , 2 , 25  , -18      , 6           , 2535.0, TX0_UTX0  , 4G_FDD_Band07_DIV2, 19          , 39.705 , 74.534  , -14.988 \n'
        'TT_2   , TT  , 2 , 25  , -18      , 6           , 2535.0, TX0_UTX0  , 4G_FDD_Band07_DIV2, 29          , 39.617 , 74.622  , -16.265 \n'
        'TT_2   , TT  , 2 , 25  , -12      , 4           , 897.5 , TX0_UTX0  , 4G_FDD_Band08_DIV8, 1           , 38.18  , 82.059  , -12.279 \n'
        'TT_2   , TT  , 2 , 25  , -12      , 4           , 897.5 , TX0_UTX0  , 4G_FDD_Band08_DIV8, 9           , 37.539 , 82.7    , -12.675 \n'
        'TT_2   , TT  , 2 , 25  , -12      , 4           , 897.5 , TX0_UTX0  , 4G_FDD_Band08_DIV8, 19          , 39.586 , 80.653  , -13.492 \n'
        'TT_2   , TT  , 2 , 25  , -12      , 4           , 897.5 , TX0_UTX0  , 4G_FDD_Band08_DIV8, 29          , 40.164 , 80.075  , -14.829 \n'
        'TT_2   , TT  , 2 , 25  , -18      , 6           , 897.5 , TX0_UTX0  , 4G_FDD_Band08_DIV8, 1           , 35.274 , 78.965  , -12.251 \n'
        'TT_2   , TT  , 2 , 25  , -18      , 6           , 897.5 , TX0_UTX0  , 4G_FDD_Band08_DIV8, 9           , 35.744 , 78.495  , -12.641 \n'
        'TT_2   , TT  , 2 , 25  , -18      , 6           , 897.5 , TX0_UTX0  , 4G_FDD_Band08_DIV8, 19          , 36.264 , 77.975  , -13.449 \n'
        'TT_2   , TT  , 2 , 25  , -18      , 6           , 897.5 , TX0_UTX0  , 4G_FDD_Band08_DIV8, 29          , 37.599 , 76.64   , -14.79  \n'
        'TT_2   , TT  , 2 , -30 , -12      , 4           , 1950.0, TX1_UTX1  , 4G_FDD_Band01_DIV4, 1           , 37.31  , 82.929  , -12.688 \n'
        'TT_2   , TT  , 2 , -30 , -12      , 4           , 1950.0, TX1_UTX1  , 4G_FDD_Band01_DIV4, 9           , 37.958 , 82.281  , -12.982 \n'
        'TT_2   , TT  , 2 , -30 , -12      , 4           , 1950.0, TX1_UTX1  , 4G_FDD_Band01_DIV4, 19          , 38.993 , 81.246  , -13.681 \n'
        'TT_2   , TT  , 2 , -30 , -12      , 4           , 1950.0, TX1_UTX1  , 4G_FDD_Band01_DIV4, 29          , 41.2   , 79.039  , -14.96  \n'
        'TT_2   , TT  , 2 , -30 , -18      , 6           , 1950.0, TX1_UTX1  , 4G_FDD_Band01_DIV4, 1           , 35.528 , 78.712  , -12.684 \n'
        'TT_2   , TT  , 2 , -30 , -18      , 6           , 1950.0, TX1_UTX1  , 4G_FDD_Band01_DIV4, 9           , 36.091 , 78.148  , -12.977 \n'
        'TT_2   , TT  , 2 , -30 , -18      , 6           , 1950.0, TX1_UTX1  , 4G_FDD_Band01_DIV4, 19          , 35.315 , 78.925  , -13.676 \n'
        'TT_2   , TT  , 2 , -30 , -18      , 6           , 1950.0, TX1_UTX1  , 4G_FDD_Band01_DIV4, 29          , 37.487 , 76.752  , -14.951 \n'
        'TT_2   , TT  , 2 , -30 , -12      , 4           , 2535.0, TX1_UTX1  , 4G_FDD_Band07_DIV2, 1           , 38.407 , 81.832  , -13.176 \n'
        'TT_2   , TT  , 2 , -30 , -12      , 4           , 2535.0, TX1_UTX1  , 4G_FDD_Band07_DIV2, 9           , 38.495 , 81.744  , -13.496 \n'
        'TT_2   , TT  , 2 , -30 , -12      , 4           , 2535.0, TX1_UTX1  , 4G_FDD_Band07_DIV2, 19          , 38.219 , 82.02   , -14.209 \n'
        'TT_2   , TT  , 2 , -30 , -12      , 4           , 2535.0, TX1_UTX1  , 4G_FDD_Band07_DIV2, 29          , 39.221 , 81.019  , -15.454 \n'
        'TT_2   , TT  , 2 , -30 , -18      , 6           , 2535.0, TX1_UTX1  , 4G_FDD_Band07_DIV2, 1           , 36.531 , 77.709  , -13.174 \n'
        'TT_2   , TT  , 2 , -30 , -18      , 6           , 2535.0, TX1_UTX1  , 4G_FDD_Band07_DIV2, 9           , 37.001 , 77.238  , -13.507 \n'
        'TT_2   , TT  , 2 , -30 , -18      , 6           , 2535.0, TX1_UTX1  , 4G_FDD_Band07_DIV2, 19          , 37.89  , 76.349  , -14.219 \n'
        'TT_2   , TT  , 2 , -30 , -18      , 6           , 2535.0, TX1_UTX1  , 4G_FDD_Band07_DIV2, 29          , 38.802 , 75.437  , -15.459 \n'
        'TT_2   , TT  , 2 , -30 , -12      , 4           , 897.5 , TX1_UTX1  , 4G_FDD_Band08_DIV8, 1           , 36.972 , 83.267  , -11.582 \n'
        'TT_2   , TT  , 2 , -30 , -12      , 4           , 897.5 , TX1_UTX1  , 4G_FDD_Band08_DIV8, 9           , 35.952 , 84.287  , -11.974 \n'
        'TT_2   , TT  , 2 , -30 , -12      , 4           , 897.5 , TX1_UTX1  , 4G_FDD_Band08_DIV8, 19          , 37.57  , 82.669  , -12.793 \n'
        'TT_2   , TT  , 2 , -30 , -12      , 4           , 897.5 , TX1_UTX1  , 4G_FDD_Band08_DIV8, 29          , 38.074 , 82.165  , -14.143 \n'
        'TT_2   , TT  , 2 , -30 , -18      , 6           , 897.5 , TX1_UTX1  , 4G_FDD_Band08_DIV8, 1           , 34.644 , 79.596  , -11.55  \n'
        'TT_2   , TT  , 2 , -30 , -18      , 6           , 897.5 , TX1_UTX1  , 4G_FDD_Band08_DIV8, 9           , 35.166 , 79.073  , -11.933 \n'
        'TT_2   , TT  , 2 , -30 , -18      , 6           , 897.5 , TX1_UTX1  , 4G_FDD_Band08_DIV8, 19          , 34.329 , 79.91   , -12.75  \n'
        'TT_2   , TT  , 2 , -30 , -18      , 6           , 897.5 , TX1_UTX1  , 4G_FDD_Band08_DIV8, 29          , 36.02  , 78.219  , -14.106 \n'
        'TT_2   , TT  , 2 , -30 , -12      , 4           , 897.5 , TX1_UTX1  , 4G_FDD_Band08_DIV8, 1           , 35.137 , 85.102  , -11.592 \n'
        'TT_2   , TT  , 2 , -30 , -12      , 4           , 897.5 , TX1_UTX1  , 4G_FDD_Band08_DIV8, 9           , 37.248 , 82.991  , -11.982 \n'
        'TT_2   , TT  , 2 , -30 , -12      , 4           , 897.5 , TX1_UTX1  , 4G_FDD_Band08_DIV8, 19          , 37.283 , 82.956  , -12.8   \n'
        'TT_2   , TT  , 2 , -30 , -12      , 4           , 897.5 , TX1_UTX1  , 4G_FDD_Band08_DIV8, 29          , 38.54  , 81.699  , -14.149 \n'
        'TT_2   , TT  , 2 , -30 , -18      , 6           , 897.5 , TX1_UTX1  , 4G_FDD_Band08_DIV8, 1           , 33.45  , 80.789  , -11.554 \n'
        'TT_2   , TT  , 2 , -30 , -18      , 6           , 897.5 , TX1_UTX1  , 4G_FDD_Band08_DIV8, 9           , 34.752 , 79.487  , -11.939 \n'
        'TT_2   , TT  , 2 , -30 , -18      , 6           , 897.5 , TX1_UTX1  , 4G_FDD_Band08_DIV8, 19          , 34.731 , 79.508  , -12.755 \n'
        'TT_2   , TT  , 2 , -30 , -18      , 6           , 897.5 , TX1_UTX1  , 4G_FDD_Band08_DIV8, 29          , 36.778 , 77.461  , -14.11  \n'
        'TT_2   , TT  , 2 , -30 , -12      , 4           , 3625.0, TX1_URX2_3, 4G_TDD_Band48_DIV2, 1           , 39.496 , 80.743  , -14.361 \n'
        'TT_2   , TT  , 2 , -30 , -12      , 4           , 3625.0, TX1_URX2_3, 4G_TDD_Band48_DIV2, 9           , 40.153 , 80.086  , -14.613 \n'
        'TT_2   , TT  , 2 , -30 , -12      , 4           , 3625.0, TX1_URX2_3, 4G_TDD_Band48_DIV2, 19          , 41.093 , 79.146  , -15.349 \n'
        'TT_2   , TT  , 2 , -30 , -12      , 4           , 3625.0, TX1_URX2_3, 4G_TDD_Band48_DIV2, 29          , 41.407 , 78.832  , -16.735 \n'
        'TT_2   , TT  , 2 , -30 , -18      , 6           , 3625.0, TX1_URX2_3, 4G_TDD_Band48_DIV2, 1           , 38.77  , 75.469  , -14.38  \n'
        'TT_2   , TT  , 2 , -30 , -18      , 6           , 3625.0, TX1_URX2_3, 4G_TDD_Band48_DIV2, 9           , 38.007 , 76.232  , -14.618 \n'
        'TT_2   , TT  , 2 , -30 , -18      , 6           , 3625.0, TX1_URX2_3, 4G_TDD_Band48_DIV2, 19          , 38.368 , 75.871  , -15.336 \n'
        'TT_2   , TT  , 2 , -30 , -18      , 6           , 3625.0, TX1_URX2_3, 4G_TDD_Band48_DIV2, 29          , 39.389 , 74.85   , -16.712 \n'
        'TT_2   , TT  , 2 , 85  , -12      , 4           , 1950.0, TX1_UTX1  , 4G_FDD_Band01_DIV4, 1           , 39.984 , 80.255  , -13.272 \n'
        'TT_2   , TT  , 2 , 85  , -12      , 4           , 1950.0, TX1_UTX1  , 4G_FDD_Band01_DIV4, 9           , 40.216 , 80.024  , -13.633 \n'
        'TT_2   , TT  , 2 , 85  , -12      , 4           , 1950.0, TX1_UTX1  , 4G_FDD_Band01_DIV4, 19          , 39.911 , 80.328  , -14.449 \n'
        'TT_2   , TT  , 2 , 85  , -12      , 4           , 1950.0, TX1_UTX1  , 4G_FDD_Band01_DIV4, 29          , 40.767 , 79.472  , -15.866 \n'
        'TT_2   , TT  , 2 , 85  , -18      , 6           , 1950.0, TX1_UTX1  , 4G_FDD_Band01_DIV4, 1           , 37.945 , 76.294  , -13.263 \n'
        'TT_2   , TT  , 2 , 85  , -18      , 6           , 1950.0, TX1_UTX1  , 4G_FDD_Band01_DIV4, 9           , 38.375 , 75.864  , -13.621 \n'
        'TT_2   , TT  , 2 , 85  , -18      , 6           , 1950.0, TX1_UTX1  , 4G_FDD_Band01_DIV4, 19          , 37.653 , 76.586  , -14.452 \n'
        'TT_2   , TT  , 2 , 85  , -18      , 6           , 1950.0, TX1_UTX1  , 4G_FDD_Band01_DIV4, 29          , 39.572 , 74.667  , -15.866 \n'
        'TT_2   , TT  , 2 , 85  , -12      , 4           , 2535.0, TX1_UTX1  , 4G_FDD_Band07_DIV2, 1           , 38.958 , 81.281  , -13.74  \n'
        'TT_2   , TT  , 2 , 85  , -12      , 4           , 2535.0, TX1_UTX1  , 4G_FDD_Band07_DIV2, 9           , 39.707 , 80.532  , -14.142 \n'
        'TT_2   , TT  , 2 , 85  , -12      , 4           , 2535.0, TX1_UTX1  , 4G_FDD_Band07_DIV2, 19          , 41.482 , 78.757  , -15.007 \n'
        'TT_2   , TT  , 2 , 85  , -12      , 4           , 2535.0, TX1_UTX1  , 4G_FDD_Band07_DIV2, 29          , 41.585 , 78.654  , -16.43  \n'
        'TT_2   , TT  , 2 , 85  , -18      , 6           , 2535.0, TX1_UTX1  , 4G_FDD_Band07_DIV2, 1           , 37.379 , 76.86   , -13.755 \n'
        'TT_2   , TT  , 2 , 85  , -18      , 6           , 2535.0, TX1_UTX1  , 4G_FDD_Band07_DIV2, 9           , 39.03  , 75.209  , -14.148 \n'
        'TT_2   , TT  , 2 , 85  , -18      , 6           , 2535.0, TX1_UTX1  , 4G_FDD_Band07_DIV2, 19          , 38.619 , 75.621  , -15.012 \n'
        'TT_2   , TT  , 2 , 85  , -18      , 6           , 2535.0, TX1_UTX1  , 4G_FDD_Band07_DIV2, 29          , 41.483 , 72.756  , -16.44  \n'
        'TT_2   , TT  , 2 , 85  , -12      , 4           , 897.5 , TX1_UTX1  , 4G_FDD_Band08_DIV8, 1           , 37.126 , 83.113  , -11.921 \n'
        'TT_2   , TT  , 2 , 85  , -12      , 4           , 897.5 , TX1_UTX1  , 4G_FDD_Band08_DIV8, 9           , 38.322 , 81.917  , -12.365 \n'
        'TT_2   , TT  , 2 , 85  , -12      , 4           , 897.5 , TX1_UTX1  , 4G_FDD_Band08_DIV8, 19          , 39.315 , 80.924  , -13.311 \n'
        'TT_2   , TT  , 2 , 85  , -12      , 4           , 897.5 , TX1_UTX1  , 4G_FDD_Band08_DIV8, 29          , 40.285 , 79.954  , -14.817 \n'
        'TT_2   , TT  , 2 , 85  , -18      , 6           , 897.5 , TX1_UTX1  , 4G_FDD_Band08_DIV8, 1           , 35.436 , 78.803  , -11.912 \n'
        'TT_2   , TT  , 2 , 85  , -18      , 6           , 897.5 , TX1_UTX1  , 4G_FDD_Band08_DIV8, 9           , 35.569 , 78.67   , -12.344 \n'
        'TT_2   , TT  , 2 , 85  , -18      , 6           , 897.5 , TX1_UTX1  , 4G_FDD_Band08_DIV8, 19          , 37.172 , 77.067  , -13.277 \n'
        'TT_2   , TT  , 2 , 85  , -18      , 6           , 897.5 , TX1_UTX1  , 4G_FDD_Band08_DIV8, 29          , 39.521 , 74.718  , -14.782 \n'
        'TT_2   , TT  , 2 , 85  , -12      , 4           , 897.5 , TX1_UTX1  , 4G_FDD_Band08_DIV8, 1           , 37.8   , 82.439  , -11.927 \n'
        'TT_2   , TT  , 2 , 85  , -12      , 4           , 897.5 , TX1_UTX1  , 4G_FDD_Band08_DIV8, 9           , 38.969 , 81.27   , -12.371 \n'
        'TT_2   , TT  , 2 , 85  , -12      , 4           , 897.5 , TX1_UTX1  , 4G_FDD_Band08_DIV8, 19          , 38.414 , 81.826  , -13.315 \n'
        'TT_2   , TT  , 2 , 85  , -12      , 4           , 897.5 , TX1_UTX1  , 4G_FDD_Band08_DIV8, 29          , 40.382 , 79.857  , -14.817 \n'
        'TT_2   , TT  , 2 , 85  , -18      , 6           , 897.5 , TX1_UTX1  , 4G_FDD_Band08_DIV8, 1           , 34.913 , 79.326  , -11.906 \n'
        'TT_2   , TT  , 2 , 85  , -18      , 6           , 897.5 , TX1_UTX1  , 4G_FDD_Band08_DIV8, 9           , 35.933 , 78.306  , -12.341 \n'
        'TT_2   , TT  , 2 , 85  , -18      , 6           , 897.5 , TX1_UTX1  , 4G_FDD_Band08_DIV8, 19          , 36.88  , 77.359  , -13.278 \n'
        'TT_2   , TT  , 2 , 85  , -18      , 6           , 897.5 , TX1_UTX1  , 4G_FDD_Band08_DIV8, 29          , 37.441 , 76.798  , -14.782 \n'
        'TT_2   , TT  , 2 , 85  , -12      , 4           , 3625.0, TX1_URX2_3, 4G_TDD_Band48_DIV2, 1           , 40.535 , 79.705  , -15.172 \n'
        'TT_2   , TT  , 2 , 85  , -12      , 4           , 3625.0, TX1_URX2_3, 4G_TDD_Band48_DIV2, 9           , 41.398 , 78.841  , -15.488 \n'
        'TT_2   , TT  , 2 , 85  , -12      , 4           , 3625.0, TX1_URX2_3, 4G_TDD_Band48_DIV2, 19          , 43.891 , 76.348  , -16.34  \n'
        'TT_2   , TT  , 2 , 85  , -12      , 4           , 3625.0, TX1_URX2_3, 4G_TDD_Band48_DIV2, 29          , 44.233 , 76.006  , -17.833 \n'
        'TT_2   , TT  , 2 , 85  , -18      , 6           , 3625.0, TX1_URX2_3, 4G_TDD_Band48_DIV2, 1           , 40.773 , 73.466  , -15.188 \n'
        'TT_2   , TT  , 2 , 85  , -18      , 6           , 3625.0, TX1_URX2_3, 4G_TDD_Band48_DIV2, 9           , 41.303 , 72.937  , -15.496 \n'
        'TT_2   , TT  , 2 , 85  , -18      , 6           , 3625.0, TX1_URX2_3, 4G_TDD_Band48_DIV2, 19          , 41.382 , 72.857  , -16.323 \n'
        'TT_2   , TT  , 2 , 85  , -18      , 6           , 3625.0, TX1_URX2_3, 4G_TDD_Band48_DIV2, 29          , 42.709 , 71.53   , -17.818 \n'
        'TT_2   , TT  , 2 , 25  , -12      , 4           , 1950.0, TX1_UTX1  , 4G_FDD_Band01_DIV4, 1           , 39.284 , 80.955  , -12.982 \n'
        'TT_2   , TT  , 2 , 25  , -12      , 4           , 1950.0, TX1_UTX1  , 4G_FDD_Band01_DIV4, 9           , 38.406 , 81.833  , -13.313 \n'
        'TT_2   , TT  , 2 , 25  , -12      , 4           , 1950.0, TX1_UTX1  , 4G_FDD_Band01_DIV4, 19          , 39.461 , 80.778  , -14.07  \n'
        'TT_2   , TT  , 2 , 25  , -12      , 4           , 1950.0, TX1_UTX1  , 4G_FDD_Band01_DIV4, 29          , 40.493 , 79.746  , -15.397 \n'
        'TT_2   , TT  , 2 , 25  , -18      , 6           , 1950.0, TX1_UTX1  , 4G_FDD_Band01_DIV4, 1           , 36.042 , 78.197  , -12.968 \n'
        'TT_2   , TT  , 2 , 25  , -18      , 6           , 1950.0, TX1_UTX1  , 4G_FDD_Band01_DIV4, 9           , 37.298 , 76.942  , -13.299 \n'
        'TT_2   , TT  , 2 , 25  , -18      , 6           , 1950.0, TX1_UTX1  , 4G_FDD_Band01_DIV4, 19          , 36.728 , 77.511  , -14.052 \n'
        'TT_2   , TT  , 2 , 25  , -18      , 6           , 1950.0, TX1_UTX1  , 4G_FDD_Band01_DIV4, 29          , 38.145 , 76.094  , -15.385 \n'
        'TT_2   , TT  , 2 , 25  , -12      , 4           , 2535.0, TX1_UTX1  , 4G_FDD_Band07_DIV2, 1           , 39.357 , 80.882  , -13.44  \n'
        'TT_2   , TT  , 2 , 25  , -12      , 4           , 2535.0, TX1_UTX1  , 4G_FDD_Band07_DIV2, 9           , 39.284 , 80.955  , -13.816 \n'
        'TT_2   , TT  , 2 , 25  , -12      , 4           , 2535.0, TX1_UTX1  , 4G_FDD_Band07_DIV2, 19          , 39.668 , 80.571  , -14.601 \n'
        'TT_2   , TT  , 2 , 25  , -12      , 4           , 2535.0, TX1_UTX1  , 4G_FDD_Band07_DIV2, 29          , 40.882 , 79.357  , -15.92  \n'
        'TT_2   , TT  , 2 , 25  , -18      , 6           , 2535.0, TX1_UTX1  , 4G_FDD_Band07_DIV2, 1           , 38.119 , 76.12   , -13.449 \n'
        'TT_2   , TT  , 2 , 25  , -18      , 6           , 2535.0, TX1_UTX1  , 4G_FDD_Band07_DIV2, 9           , 36.448 , 77.791  , -13.823 \n'
        'TT_2   , TT  , 2 , 25  , -18      , 6           , 2535.0, TX1_UTX1  , 4G_FDD_Band07_DIV2, 19          , 38.029 , 76.21   , -14.603 \n'
        'TT_2   , TT  , 2 , 25  , -18      , 6           , 2535.0, TX1_UTX1  , 4G_FDD_Band07_DIV2, 29          , 39.911 , 74.328  , -15.923 \n'
        'TT_2   , TT  , 2 , 25  , -12      , 4           , 897.5 , TX1_UTX1  , 4G_FDD_Band08_DIV8, 1           , 36.619 , 83.62   , -11.753 \n'
        'TT_2   , TT  , 2 , 25  , -12      , 4           , 897.5 , TX1_UTX1  , 4G_FDD_Band08_DIV8, 9           , 37.82  , 82.419  , -12.167 \n'
        'TT_2   , TT  , 2 , 25  , -12      , 4           , 897.5 , TX1_UTX1  , 4G_FDD_Band08_DIV8, 19          , 37.267 , 82.972  , -13.04  \n'
        'TT_2   , TT  , 2 , 25  , -12      , 4           , 897.5 , TX1_UTX1  , 4G_FDD_Band08_DIV8, 29          , 38.802 , 81.437  , -14.457 \n'
        'TT_2   , TT  , 2 , 25  , -18      , 6           , 897.5 , TX1_UTX1  , 4G_FDD_Band08_DIV8, 1           , 33.952 , 80.288  , -11.721 \n'
        'TT_2   , TT  , 2 , 25  , -18      , 6           , 897.5 , TX1_UTX1  , 4G_FDD_Band08_DIV8, 9           , 34.476 , 79.763  , -12.132 \n'
        'TT_2   , TT  , 2 , 25  , -18      , 6           , 897.5 , TX1_UTX1  , 4G_FDD_Band08_DIV8, 19          , 35.735 , 78.504  , -13.001 \n'
        'TT_2   , TT  , 2 , 25  , -18      , 6           , 897.5 , TX1_UTX1  , 4G_FDD_Band08_DIV8, 29          , 36.899 , 77.34   , -14.419 \n'
        'TT_2   , TT  , 2 , 25  , -12      , 4           , 897.5 , TX1_UTX1  , 4G_FDD_Band08_DIV8, 1           , 35.969 , 84.27   , -11.758 \n'
        'TT_2   , TT  , 2 , 25  , -12      , 4           , 897.5 , TX1_UTX1  , 4G_FDD_Band08_DIV8, 9           , 37.305 , 82.934  , -12.174 \n'
        'TT_2   , TT  , 2 , 25  , -12      , 4           , 897.5 , TX1_UTX1  , 4G_FDD_Band08_DIV8, 19          , 37.882 , 82.357  , -13.046 \n'
        'TT_2   , TT  , 2 , 25  , -12      , 4           , 897.5 , TX1_UTX1  , 4G_FDD_Band08_DIV8, 29          , 39.203 , 81.036  , -14.465 \n'
        'TT_2   , TT  , 2 , 25  , -18      , 6           , 897.5 , TX1_UTX1  , 4G_FDD_Band08_DIV8, 1           , 35.64  , 78.599  , -11.727 \n'
        'TT_2   , TT  , 2 , 25  , -18      , 6           , 897.5 , TX1_UTX1  , 4G_FDD_Band08_DIV8, 9           , 35.827 , 78.412  , -12.137 \n'
        'TT_2   , TT  , 2 , 25  , -18      , 6           , 897.5 , TX1_UTX1  , 4G_FDD_Band08_DIV8, 19          , 35.355 , 78.884  , -13.006 \n'
        'TT_2   , TT  , 2 , 25  , -18      , 6           , 897.5 , TX1_UTX1  , 4G_FDD_Band08_DIV8, 29          , 36.615 , 77.624  , -14.423 \n'
        'TT_2   , TT  , 2 , 25  , -12      , 4           , 3625.0, TX1_URX2_3, 4G_TDD_Band48_DIV2, 1           , 40.852 , 79.387  , -14.772 \n'
        'TT_2   , TT  , 2 , 25  , -12      , 4           , 3625.0, TX1_URX2_3, 4G_TDD_Band48_DIV2, 9           , 41.488 , 78.751  , -15.048 \n'
        'TT_2   , TT  , 2 , 25  , -12      , 4           , 3625.0, TX1_URX2_3, 4G_TDD_Band48_DIV2, 19          , 42.783 , 77.457  , -15.805 \n'
        'TT_2   , TT  , 2 , 25  , -12      , 4           , 3625.0, TX1_URX2_3, 4G_TDD_Band48_DIV2, 29          , 42.394 , 77.845  , -17.217 \n'
        'TT_2   , TT  , 2 , 25  , -18      , 6           , 3625.0, TX1_URX2_3, 4G_TDD_Band48_DIV2, 1           , 39.509 , 74.73   , -14.788 \n'
        'TT_2   , TT  , 2 , 25  , -18      , 6           , 3625.0, TX1_URX2_3, 4G_TDD_Band48_DIV2, 9           , 39.159 , 75.08   , -15.055 \n'
        'TT_2   , TT  , 2 , 25  , -18      , 6           , 3625.0, TX1_URX2_3, 4G_TDD_Band48_DIV2, 19          , 40.015 , 74.224  , -15.801 \n'
        'TT_2   , TT  , 2 , 25  , -18      , 6           , 3625.0, TX1_URX2_3, 4G_TDD_Band48_DIV2, 29          , 42.191 , 72.048  , -17.199   ').replace(' ', '')
    pd_data = pd.read_csv(StringIO(str_data))
    pvc = PyVarChart(
        str_yaxis_var_name='nf_db',  #'SNR (dB)',  #'Pout (dBm)',
        lst_xaxis_var_names=['pin_dbm', 'tx0_pga_gain', 'freq', 'trx_and_ux', 'standard_and_band', 'offset_mhz'],
        label_spacing=[0.025, 0.06, 0.07, 0.28, 0.02, 0.025],  # [0.05, 0.1, 0.15, 0.1, 0.05],
        str_legend='temp',
        int_jitter_points=1,
        int_boxplots=1,
        int_show_points=1,
        int_marker_size=8,
        str_marker_theme='Default',
        str_color_theme='blue_to_green_to_red',
        str_title='Sample RF PyVarChart',
        int_continuous_scale=0,
        int_reverse_color_scheme=0,
        int_show_cell_means=1,
        lst_show_group_means=['tx0_pga_gain'],
        int_show_grand_mean=1,
        int_frame_size_x=17,
        int_frame_size_y=10,
        dict_xaxis_orderings={'freq': np.sort(pd_data['freq'].unique()).tolist()},
        lst_rotation=['Horizontal', 'Horizontal', 'Horizontal', 'Horizontal', 'Vertical', 'Horizontal'],
        lst_xaxis_font_size=[10, 10, 10, 10, 10, 10],
    )
    # Generate chart
    pvc.analyze(pd_data)
    fig, ax = pvc.plot(1)
    plt.title(f'Sample RF PyVarChart - Complex Example\n'
              f'str_legend={pvc.str_legend}, str_yaxis_var_name={pvc.str_yaxis_var_name}, '
              f'int_jitter_points={pvc.int_jitter_points}, int_boxplots={pvc.int_boxplots}, int_show_points={pvc.int_show_points}, '
              f'str_color_theme={pvc.str_color_theme}, int_continuous_scale={pvc.int_continuous_scale},\n'
              f'int_reverse_color_scheme={pvc.int_reverse_color_scheme}, int_show_cell_means={pvc.int_show_cell_means}, '
              f'lst_show_group_means={pvc.lst_show_group_means}, int_show_grand_mean={pvc.int_show_grand_mean}')
    plt.tight_layout()

    # Save with high quality
    fig.savefig('complex_example.png', dpi=100, bbox_inches='tight')
    plt.close(1)
    print("✓ Complex example saved to complex_example.png")
    print(f"✓ Chart shows {len(pd_data)} data points")
    print(f"✓ Grouped by {len(pvc.lst_xaxis_var_names)} factors")
    print("✓ Features: custom spacing, jittering, custom ordering, color theme")

if __name__ == '__main__':
    main()
